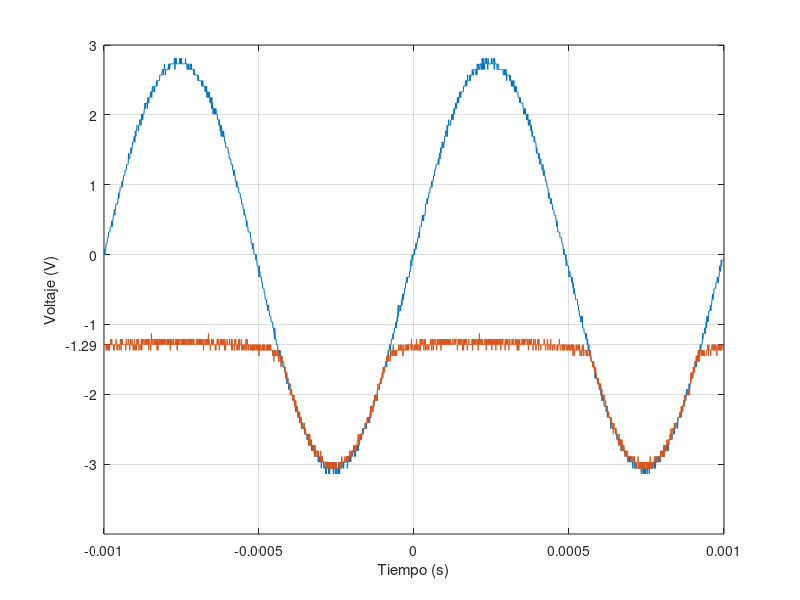

This chart was generated by the following MATLAB code:
t=[-1.00E-03
-9.99E-04
-9.98E-04
-9.97E-04
-9.96E-04
-9.95E-04
-9.94E-04
-9.93E-04
-9.92E-04
-9.91E-04
-9.90E-04
-9.89E-04
-9.88E-04
-9.87E-04
-9.86E-04
-9.85E-04
-9.84E-04
-9.83E-04
-9.82E-04
-9.81E-04
-9.80E-04
-9.79E-04
-9.78E-04
-9.77E-04
-9.76E-04
-9.75E-04
-9.74E-04
-9.73E-04
-9.72E-04
-9.71E-04
-9.70E-04
-9.69E-04
-9.68E-04
-9.67E-04
-9.66E-04
-9.65E-04
-9.64E-04
-9.63E-04
-9.62E-04
-9.61E-04
-9.60E-04
-9.59E-04
-9.58E-04
-9.57E-04
-9.56E-04
-9.55E-04
-9.54E-04
-9.53E-04
-9.52E-04
-9.51E-04
-9.50E-04
-9.49E-04
-9.48E-04
-9.47E-04
-9.46E-04
-9.45E-04
-9.44E-04
-9.43E-04
-9.42E-04
-9.41E-04
-9.40E-04
-9.39E-04
-9.38E-04
-9.37E-04
-9.36E-04
-9.35E-04
-9.34E-04
-9.33E-04
-9.32E-04
-9.31E-04
-9.30E-04
-9.29E-04
-9.28E-04
-9.27E-04
-9.26E-04
-9.25E-04
-9.24E-04
-9.23E-04
-9.22E-04
-9.21E-04
-9.20E-04
-9.19E-04
-9.18E-04
-9.17E-04
-9.16E-04
-9.15E-04
-9.14E-04
-9.13E-04
-9.12E-04
-9.11E-04
-9.10E-04
-9.09E-04
-9.08E-04
-9.07E-04
-9.06E-04
-9.05E-04
-9.04E-04
-9.03E-04
-9.02E-04
-9.01E-04
-9.00E-04
-8.99E-04
-8.98E-04
-8.97E-04
-8.96E-04
-8.95E-04
-8.94E-04
-8.93E-04
-8.92E-04
-8.91E-04
-8.90E-04
-8.89E-04
-8.88E-04
-8.87E-04
-8.86E-04
-8.85E-04
-8.84E-04
-8.83E-04
-8.82E-04
-8.81E-04
-8.80E-04
-8.79E-04
-8.78E-04
-8.77E-04
-8.76E-04
-8.75E-04
-8.74E-04
-8.73E-04
-8.72E-04
-8.71E-04
-8.70E-04
-8.69E-04
-8.68E-04
-8.67E-04
-8.66E-04
-8.65E-04
-8.64E-04
-8.63E-04
-8.62E-04
-8.61E-04
-8.60E-04
-8.59E-04
-8.58E-04
-8.57E-04
-8.56E-04
-8.55E-04
-8.54E-04
-8.53E-04
-8.52E-04
-8.51E-04
-8.50E-04
-8.49E-04
-8.48E-04
-8.47E-04
-8.46E-04
-8.45E-04
-8.44E-04
-8.43E-04
-8.42E-04
-8.41E-04
-8.40E-04
-8.39E-04
-8.38E-04
-8.37E-04
-8.36E-04
-8.35E-04
-8.34E-04
-8.33E-04
-8.32E-04
-8.31E-04
-8.30E-04
-8.29E-04
-8.28E-04
-8.27E-04
-8.26E-04
-8.25E-04
-8.24E-04
-8.23E-04
-8.22E-04
-8.21E-04
-8.20E-04
-8.19E-04
-8.18E-04
-8.17E-04
-8.16E-04
-8.15E-04
-8.14E-04
-8.13E-04
-8.12E-04
-8.11E-04
-8.10E-04
-8.09E-04
-8.08E-04
-8.07E-04
-8.06E-04
-8.05E-04
-8.04E-04
-8.03E-04
-8.02E-04
-8.01E-04
-8.00E-04
-7.99E-04
-7.98E-04
-7.97E-04
-7.96E-04
-7.95E-04
-7.94E-04
-7.93E-04
-7.92E-04
-7.91E-04
-7.90E-04
-7.89E-04
-7.88E-04
-7.87E-04
-7.86E-04
-7.85E-04
-7.84E-04
-7.83E-04
-7.82E-04
-7.81E-04
-7.80E-04
-7.79E-04
-7.78E-04
-7.77E-04
-7.76E-04
-7.75E-04
-7.74E-04
-7.73E-04
-7.72E-04
-7.71E-04
-7.70E-04
-7.69E-04
-7.68E-04
-7.67E-04
-7.66E-04
-7.65E-04
-7.64E-04
-7.63E-04
-7.62E-04
-7.61E-04
-7.60E-04
-7.59E-04
-7.58E-04
-7.57E-04
-7.56E-04
-7.55E-04
-7.54E-04
-7.53E-04
-7.52E-04
-7.51E-04
-7.50E-04
-7.49E-04
-7.48E-04
-7.47E-04
-7.46E-04
-7.45E-04
-7.44E-04
-7.43E-04
-7.42E-04
-7.41E-04
-7.40E-04
-7.39E-04
-7.38E-04
-7.37E-04
-7.36E-04
-7.35E-04
-7.34E-04
-7.33E-04
-7.32E-04
-7.31E-04
-7.30E-04
-7.29E-04
-7.28E-04
-7.27E-04
-7.26E-04
-7.25E-04
-7.24E-04
-7.23E-04
-7.22E-04
-7.21E-04
-7.20E-04
-7.19E-04
-7.18E-04
-7.17E-04
-7.16E-04
-7.15E-04
-7.14E-04
-7.13E-04
-7.12E-04
-7.11E-04
-7.10E-04
-7.09E-04
-7.08E-04
-7.07E-04
-7.06E-04
-7.05E-04
-7.04E-04
-7.03E-04
-7.02E-04
-7.01E-04
-7.00E-04
-6.99E-04
-6.98E-04
-6.97E-04
-6.96E-04
-6.95E-04
-6.94E-04
-6.93E-04
-6.92E-04
-6.91E-04
-6.90E-04
-6.89E-04
-6.88E-04
-6.87E-04
-6.86E-04
-6.85E-04
-6.84E-04
-6.83E-04
-6.82E-04
-6.81E-04
-6.80E-04
-6.79E-04
-6.78E-04
-6.77E-04
-6.76E-04
-6.75E-04
-6.74E-04
-6.73E-04
-6.72E-04
-6.71E-04
-6.70E-04
-6.69E-04
-6.68E-04
-6.67E-04
-6.66E-04
-6.65E-04
-6.64E-04
-6.63E-04
-6.62E-04
-6.61E-04
-6.60E-04
-6.59E-04
-6.58E-04
-6.57E-04
-6.56E-04
-6.55E-04
-6.54E-04
-6.53E-04
-6.52E-04
-6.51E-04
-6.50E-04
-6.49E-04
-6.48E-04
-6.47E-04
-6.46E-04
-6.45E-04
-6.44E-04
-6.43E-04
-6.42E-04
-6.41E-04
-6.40E-04
-6.39E-04
-6.38E-04
-6.37E-04
-6.36E-04
-6.35E-04
-6.34E-04
-6.33E-04
-6.32E-04
-6.31E-04
-6.30E-04
-6.29E-04
-6.28E-04
-6.27E-04
-6.26E-04
-6.25E-04
-6.24E-04
-6.23E-04
-6.22E-04
-6.21E-04
-6.20E-04
-6.19E-04
-6.18E-04
-6.17E-04
-6.16E-04
-6.15E-04
-6.14E-04
-6.13E-04
-6.12E-04
-6.11E-04
-6.10E-04
-6.09E-04
-6.08E-04
-6.07E-04
-6.06E-04
-6.05E-04
-6.04E-04
-6.03E-04
-6.02E-04
-6.01E-04
-6.00E-04
-5.99E-04
-5.98E-04
-5.97E-04
-5.96E-04
-5.95E-04
-5.94E-04
-5.93E-04
-5.92E-04
-5.91E-04
-5.90E-04
-5.89E-04
-5.88E-04
-5.87E-04
-5.86E-04
-5.85E-04
-5.84E-04
-5.83E-04
-5.82E-04
-5.81E-04
-5.80E-04
-5.79E-04
-5.78E-04
-5.77E-04
-5.76E-04
-5.75E-04
-5.74E-04
-5.73E-04
-5.72E-04
-5.71E-04
-5.70E-04
-5.69E-04
-5.68E-04
-5.67E-04
-5.66E-04
-5.65E-04
-5.64E-04
-5.63E-04
-5.62E-04
-5.61E-04
-5.60E-04
-5.59E-04
-5.58E-04
-5.57E-04
-5.56E-04
-5.55E-04
-5.54E-04
-5.53E-04
-5.52E-04
-5.51E-04
-5.50E-04
-5.49E-04
-5.48E-04
-5.47E-04
-5.46E-04
-5.45E-04
-5.44E-04
-5.43E-04
-5.42E-04
-5.41E-04
-5.40E-04
-5.39E-04
-5.38E-04
-5.37E-04
-5.36E-04
-5.35E-04
-5.34E-04
-5.33E-04
-5.32E-04
-5.31E-04
-5.30E-04
-5.29E-04
-5.28E-04
-5.27E-04
-5.26E-04
-5.25E-04
-5.24E-04
-5.23E-04
-5.22E-04
-5.21E-04
-5.20E-04
-5.19E-04
-5.18E-04
-5.17E-04
-5.16E-04
-5.15E-04
-5.14E-04
-5.13E-04
-5.12E-04
-5.11E-04
-5.10E-04
-5.09E-04
-5.08E-04
-5.07E-04
-5.06E-04
-5.05E-04
-5.04E-04
-5.03E-04
-5.02E-04
-5.01E-04
-5.00E-04
-4.99E-04
-4.98E-04
-4.97E-04
-4.96E-04
-4.95E-04
-4.94E-04
-4.93E-04
-4.92E-04
-4.91E-04
-4.90E-04
-4.89E-04
-4.88E-04
-4.87E-04
-4.86E-04
-4.85E-04
-4.84E-04
-4.83E-04
-4.82E-04
-4.81E-04
-4.80E-04
-4.79E-04
-4.78E-04
-4.77E-04
-4.76E-04
-4.75E-04
-4.74E-04
-4.73E-04
-4.72E-04
-4.71E-04
-4.70E-04
-4.69E-04
-4.68E-04
-4.67E-04
-4.66E-04
-4.65E-04
-4.64E-04
-4.63E-04
-4.62E-04
-4.61E-04
-4.60E-04
-4.59E-04
-4.58E-04
-4.57E-04
-4.56E-04
-4.55E-04
-4.54E-04
-4.53E-04
-4.52E-04
-4.51E-04
-4.50E-04
-4.49E-04
-4.48E-04
-4.47E-04
-4.46E-04
-4.45E-04
-4.44E-04
-4.43E-04
-4.42E-04
-4.41E-04
-4.40E-04
-4.39E-04
-4.38E-04
-4.37E-04
-4.36E-04
-4.35E-04
-4.34E-04
-4.33E-04
-4.32E-04
-4.31E-04
-4.30E-04
-4.29E-04
-4.28E-04
-4.27E-04
-4.26E-04
-4.25E-04
-4.24E-04
-4.23E-04
-4.22E-04
-4.21E-04
-4.20E-04
-4.19E-04
-4.18E-04
-4.17E-04
-4.16E-04
-4.15E-04
-4.14E-04
-4.13E-04
-4.12E-04
-4.11E-04
-4.10E-04
-4.09E-04
-4.08E-04
-4.07E-04
-4.06E-04
-4.05E-04
-4.04E-04
-4.03E-04
-4.02E-04
-4.01E-04
-4.00E-04
-3.99E-04
-3.98E-04
-3.97E-04
-3.96E-04
-3.95E-04
-3.94E-04
-3.93E-04
-3.92E-04
-3.91E-04
-3.90E-04
-3.89E-04
-3.88E-04
-3.87E-04
-3.86E-04
-3.85E-04
-3.84E-04
-3.83E-04
-3.82E-04
-3.81E-04
-3.80E-04
-3.79E-04
-3.78E-04
-3.77E-04
-3.76E-04
-3.75E-04
-3.74E-04
-3.73E-04
-3.72E-04
-3.71E-04
-3.70E-04
-3.69E-04
-3.68E-04
-3.67E-04
-3.66E-04
-3.65E-04
-3.64E-04
-3.63E-04
-3.62E-04
-3.61E-04
-3.60E-04
-3.59E-04
-3.58E-04
-3.57E-04
-3.56E-04
-3.55E-04
-3.54E-04
-3.53E-04
-3.52E-04
-3.51E-04
-3.50E-04
-3.49E-04
-3.48E-04
-3.47E-04
-3.46E-04
-3.45E-04
-3.44E-04
-3.43E-04
-3.42E-04
-3.41E-04
-3.40E-04
-3.39E-04
-3.38E-04
-3.37E-04
-3.36E-04
-3.35E-04
-3.34E-04
-3.33E-04
-3.32E-04
-3.31E-04
-3.30E-04
-3.29E-04
-3.28E-04
-3.27E-04
-3.26E-04
-3.25E-04
-3.24E-04
-3.23E-04
-3.22E-04
-3.21E-04
-3.20E-04
-3.19E-04
-3.18E-04
-3.17E-04
-3.16E-04
-3.15E-04
-3.14E-04
-3.13E-04
-3.12E-04
-3.11E-04
-3.10E-04
-3.09E-04
-3.08E-04
-3.07E-04
-3.06E-04
-3.05E-04
-3.04E-04
-3.03E-04
-3.02E-04
-3.01E-04
-3.00E-04
-2.99E-04
-2.98E-04
-2.97E-04
-2.96E-04
-2.95E-04
-2.94E-04
-2.93E-04
-2.92E-04
-2.91E-04
-2.90E-04
-2.89E-04
-2.88E-04
-2.87E-04
-2.86E-04
-2.85E-04
-2.84E-04
-2.83E-04
-2.82E-04
-2.81E-04
-2.80E-04
-2.79E-04
-2.78E-04
-2.77E-04
-2.76E-04
-2.75E-04
-2.74E-04
-2.73E-04
-2.72E-04
-2.71E-04
-2.70E-04
-2.69E-04
-2.68E-04
-2.67E-04
-2.66E-04
-2.65E-04
-2.64E-04
-2.63E-04
-2.62E-04
-2.61E-04
-2.60E-04
-2.59E-04
-2.58E-04
-2.57E-04
-2.56E-04
-2.55E-04
-2.54E-04
-2.53E-04
-2.52E-04
-2.51E-04
-2.50E-04
-2.49E-04
-2.48E-04
-2.47E-04
-2.46E-04
-2.45E-04
-2.44E-04
-2.43E-04
-2.42E-04
-2.41E-04
-2.40E-04
-2.39E-04
-2.38E-04
-2.37E-04
-2.36E-04
-2.35E-04
-2.34E-04
-2.33E-04
-2.32E-04
-2.31E-04
-2.30E-04
-2.29E-04
-2.28E-04
-2.27E-04
-2.26E-04
-2.25E-04
-2.24E-04
-2.23E-04
-2.22E-04
-2.21E-04
-2.20E-04
-2.19E-04
-2.18E-04
-2.17E-04
-2.16E-04
-2.15E-04
-2.14E-04
-2.13E-04
-2.12E-04
-2.11E-04
-2.10E-04
-2.09E-04
-2.08E-04
-2.07E-04
-2.06E-04
-2.05E-04
-2.04E-04
-2.03E-04
-2.02E-04
-2.01E-04
-2.00E-04
-1.99E-04
-1.98E-04
-1.97E-04
-1.96E-04
-1.95E-04
-1.94E-04
-1.93E-04
-1.92E-04
-1.91E-04
-1.90E-04
-1.89E-04
-1.88E-04
-1.87E-04
-1.86E-04
-1.85E-04
-1.84E-04
-1.83E-04
-1.82E-04
-1.81E-04
-1.80E-04
-1.79E-04
-1.78E-04
-1.77E-04
-1.76E-04
-1.75E-04
-1.74E-04
-1.73E-04
-1.72E-04
-1.71E-04
-1.70E-04
-1.69E-04
-1.68E-04
-1.67E-04
-1.66E-04
-1.65E-04
-1.64E-04
-1.63E-04
-1.62E-04
-1.61E-04
-1.60E-04
-1.59E-04
-1.58E-04
-1.57E-04
-1.56E-04
-1.55E-04
-1.54E-04
-1.53E-04
-1.52E-04
-1.51E-04
-1.50E-04
-1.49E-04
-1.48E-04
-1.47E-04
-1.46E-04
-1.45E-04
-1.44E-04
-1.43E-04
-1.42E-04
-1.41E-04
-1.40E-04
-1.39E-04
-1.38E-04
-1.37E-04
-1.36E-04
-1.35E-04
-1.34E-04
-1.33E-04
-1.32E-04
-1.31E-04
-1.30E-04
-1.29E-04
-1.28E-04
-1.27E-04
-1.26E-04
-1.25E-04
-1.24E-04
-1.23E-04
-1.22E-04
-1.21E-04
-1.20E-04
-1.19E-04
-1.18E-04
-1.17E-04
-1.16E-04
-1.15E-04
-1.14E-04
-1.13E-04
-1.12E-04
-1.11E-04
-1.10E-04
-1.09E-04
-1.08E-04
-1.07E-04
-1.06E-04
-1.05E-04
-1.04E-04
-1.03E-04
-1.02E-04
-1.01E-04
-1.00E-04
-9.90E-05
-9.80E-05
-9.70E-05
-9.60E-05
-9.50E-05
-9.40E-05
-9.30E-05
-9.20E-05
-9.10E-05
-9.00E-05
-8.90E-05
-8.80E-05
-8.70E-05
-8.60E-05
-8.50E-05
-8.40E-05
-8.30E-05
-8.20E-05
-8.10E-05
-8.00E-05
-7.90E-05
-7.80E-05
-7.70E-05
-7.60E-05
-7.50E-05
-7.40E-05
-7.30E-05
-7.20E-05
-7.10E-05
-7.00E-05
-6.90E-05
-6.80E-05
-6.70E-05
-6.60E-05
-6.50E-05
-6.40E-05
-6.30E-05
-6.20E-05
-6.10E-05
-6.00E-05
-5.90E-05
-5.80E-05
-5.70E-05
-5.60E-05
-5.50E-05
-5.40E-05
-5.30E-05
-5.20E-05
-5.10E-05
-5.00E-05
-4.90E-05
-4.80E-05
-4.70E-05
-4.60E-05
-4.50E-05
-4.40E-05
-4.30E-05
-4.20E-05
-4.10E-05
-4.00E-05
-3.90E-05
-3.80E-05
-3.70E-05
-3.60E-05
-3.50E-05
-3.40E-05
-3.30E-05
-3.20E-05
-3.10E-05
-3.00E-05
-2.90E-05
-2.80E-05
-2.70E-05
-2.60E-05
-2.50E-05
-2.40E-05
-2.30E-05
-2.20E-05
-2.10E-05
-2.00E-05
-1.90E-05
-1.80E-05
-1.70E-05
-1.60E-05
-1.50E-05
-1.40E-05
-1.30E-05
-1.20E-05
-1.10E-05
-1.00E-05
-9.00E-06
-8.00E-06
-7.00E-06
-6.00E-06
-5.00E-06
-4.00E-06
-3.00E-06
-2.00E-06
-1.00E-06
0.00E+00
1.00E-06
2.00E-06
3.00E-06
4.00E-06
5.00E-06
6.00E-06
7.00E-06
8.00E-06
9.00E-06
1.00E-05
1.10E-05
1.20E-05
1.30E-05
1.40E-05
1.50E-05
1.60E-05
1.70E-05
1.80E-05
1.90E-05
2.00E-05
2.10E-05
2.20E-05
2.30E-05
2.40E-05
2.50E-05
2.60E-05
2.70E-05
2.80E-05
2.90E-05
3.00E-05
3.10E-05
3.20E-05
3.30E-05
3.40E-05
3.50E-05
3.60E-05
3.70E-05
3.80E-05
3.90E-05
4.00E-05
4.10E-05
4.20E-05
4.30E-05
4.40E-05
4.50E-05
4.60E-05
4.70E-05
4.80E-05
4.90E-05
5.00E-05
5.10E-05
5.20E-05
5.30E-05
5.40E-05
5.50E-05
5.60E-05
5.70E-05
5.80E-05
5.90E-05
6.00E-05
6.10E-05
6.20E-05
6.30E-05
6.40E-05
6.50E-05
6.60E-05
6.70E-05
6.80E-05
6.90E-05
7.00E-05
7.10E-05
7.20E-05
7.30E-05
7.40E-05
7.50E-05
7.60E-05
7.70E-05
7.80E-05
7.90E-05
8.00E-05
8.10E-05
8.20E-05
8.30E-05
8.40E-05
8.50E-05
8.60E-05
8.70E-05
8.80E-05
8.90E-05
9.00E-05
9.10E-05
9.20E-05
9.30E-05
9.40E-05
9.50E-05
9.60E-05
9.70E-05
9.80E-05
9.90E-05
1.00E-04
1.01E-04
1.02E-04
1.03E-04
1.04E-04
1.05E-04
1.06E-04
1.07E-04
1.08E-04
1.09E-04
1.10E-04
1.11E-04
1.12E-04
1.13E-04
1.14E-04
1.15E-04
1.16E-04
1.17E-04
1.18E-04
1.19E-04
1.20E-04
1.21E-04
1.22E-04
1.23E-04
1.24E-04
1.25E-04
1.26E-04
1.27E-04
1.28E-04
1.29E-04
1.30E-04
1.31E-04
1.32E-04
1.33E-04
1.34E-04
1.35E-04
1.36E-04
1.37E-04
1.38E-04
1.39E-04
1.40E-04
1.41E-04
1.42E-04
1.43E-04
1.44E-04
1.45E-04
1.46E-04
1.47E-04
1.48E-04
1.49E-04
1.50E-04
1.51E-04
1.52E-04
1.53E-04
1.54E-04
1.55E-04
1.56E-04
1.57E-04
1.58E-04
1.59E-04
1.60E-04
1.61E-04
1.62E-04
1.63E-04
1.64E-04
1.65E-04
1.66E-04
1.67E-04
1.68E-04
1.69E-04
1.70E-04
1.71E-04
1.72E-04
1.73E-04
1.74E-04
1.75E-04
1.76E-04
1.77E-04
1.78E-04
1.79E-04
1.80E-04
1.81E-04
1.82E-04
1.83E-04
1.84E-04
1.85E-04
1.86E-04
1.87E-04
1.88E-04
1.89E-04
1.90E-04
1.91E-04
1.92E-04
1.93E-04
1.94E-04
1.95E-04
1.96E-04
1.97E-04
1.98E-04
1.99E-04
2.00E-04
2.01E-04
2.02E-04
2.03E-04
2.04E-04
2.05E-04
2.06E-04
2.07E-04
2.08E-04
2.09E-04
2.10E-04
2.11E-04
2.12E-04
2.13E-04
2.14E-04
2.15E-04
2.16E-04
2.17E-04
2.18E-04
2.19E-04
2.20E-04
2.21E-04
2.22E-04
2.23E-04
2.24E-04
2.25E-04
2.26E-04
2.27E-04
2.28E-04
2.29E-04
2.30E-04
2.31E-04
2.32E-04
2.33E-04
2.34E-04
2.35E-04
2.36E-04
2.37E-04
2.38E-04
2.39E-04
2.40E-04
2.41E-04
2.42E-04
2.43E-04
2.44E-04
2.45E-04
2.46E-04
2.47E-04
2.48E-04
2.49E-04
2.50E-04
2.51E-04
2.52E-04
2.53E-04
2.54E-04
2.55E-04
2.56E-04
2.57E-04
2.58E-04
2.59E-04
2.60E-04
2.61E-04
2.62E-04
2.63E-04
2.64E-04
2.65E-04
2.66E-04
2.67E-04
2.68E-04
2.69E-04
2.70E-04
2.71E-04
2.72E-04
2.73E-04
2.74E-04
2.75E-04
2.76E-04
2.77E-04
2.78E-04
2.79E-04
2.80E-04
2.81E-04
2.82E-04
2.83E-04
2.84E-04
2.85E-04
2.86E-04
2.87E-04
2.88E-04
2.89E-04
2.90E-04
2.91E-04
2.92E-04
2.93E-04
2.94E-04
2.95E-04
2.96E-04
2.97E-04
2.98E-04
2.99E-04
3.00E-04
3.01E-04
3.02E-04
3.03E-04
3.04E-04
3.05E-04
3.06E-04
3.07E-04
3.08E-04
3.09E-04
3.10E-04
3.11E-04
3.12E-04
3.13E-04
3.14E-04
3.15E-04
3.16E-04
3.17E-04
3.18E-04
3.19E-04
3.20E-04
3.21E-04
3.22E-04
3.23E-04
3.24E-04
3.25E-04
3.26E-04
3.27E-04
3.28E-04
3.29E-04
3.30E-04
3.31E-04
3.32E-04
3.33E-04
3.34E-04
3.35E-04
3.36E-04
3.37E-04
3.38E-04
3.39E-04
3.40E-04
3.41E-04
3.42E-04
3.43E-04
3.44E-04
3.45E-04
3.46E-04
3.47E-04
3.48E-04
3.49E-04
3.50E-04
3.51E-04
3.52E-04
3.53E-04
3.54E-04
3.55E-04
3.56E-04
3.57E-04
3.58E-04
3.59E-04
3.60E-04
3.61E-04
3.62E-04
3.63E-04
3.64E-04
3.65E-04
3.66E-04
3.67E-04
3.68E-04
3.69E-04
3.70E-04
3.71E-04
3.72E-04
3.73E-04
3.74E-04
3.75E-04
3.76E-04
3.77E-04
3.78E-04
3.79E-04
3.80E-04
3.81E-04
3.82E-04
3.83E-04
3.84E-04
3.85E-04
3.86E-04
3.87E-04
3.88E-04
3.89E-04
3.90E-04
3.91E-04
3.92E-04
3.93E-04
3.94E-04
3.95E-04
3.96E-04
3.97E-04
3.98E-04
3.99E-04
4.00E-04
4.01E-04
4.02E-04
4.03E-04
4.04E-04
4.05E-04
4.06E-04
4.07E-04
4.08E-04
4.09E-04
4.10E-04
4.11E-04
4.12E-04
4.13E-04
4.14E-04
4.15E-04
4.16E-04
4.17E-04
4.18E-04
4.19E-04
4.20E-04
4.21E-04
4.22E-04
4.23E-04
4.24E-04
4.25E-04
4.26E-04
4.27E-04
4.28E-04
4.29E-04
4.30E-04
4.31E-04
4.32E-04
4.33E-04
4.34E-04
4.35E-04
4.36E-04
4.37E-04
4.38E-04
4.39E-04
4.40E-04
4.41E-04
4.42E-04
4.43E-04
4.44E-04
4.45E-04
4.46E-04
4.47E-04
4.48E-04
4.49E-04
4.50E-04
4.51E-04
4.52E-04
4.53E-04
4.54E-04
4.55E-04
4.56E-04
4.57E-04
4.58E-04
4.59E-04
4.60E-04
4.61E-04
4.62E-04
4.63E-04
4.64E-04
4.65E-04
4.66E-04
4.67E-04
4.68E-04
4.69E-04
4.70E-04
4.71E-04
4.72E-04
4.73E-04
4.74E-04
4.75E-04
4.76E-04
4.77E-04
4.78E-04
4.79E-04
4.80E-04
4.81E-04
4.82E-04
4.83E-04
4.84E-04
4.85E-04
4.86E-04
4.87E-04
4.88E-04
4.89E-04
4.90E-04
4.91E-04
4.92E-04
4.93E-04
4.94E-04
4.95E-04
4.96E-04
4.97E-04
4.98E-04
4.99E-04
5.00E-04
5.01E-04
5.02E-04
5.03E-04
5.04E-04
5.05E-04
5.06E-04
5.07E-04
5.08E-04
5.09E-04
5.10E-04
5.11E-04
5.12E-04
5.13E-04
5.14E-04
5.15E-04
5.16E-04
5.17E-04
5.18E-04
5.19E-04
5.20E-04
5.21E-04
5.22E-04
5.23E-04
5.24E-04
5.25E-04
5.26E-04
5.27E-04
5.28E-04
5.29E-04
5.30E-04
5.31E-04
5.32E-04
5.33E-04
5.34E-04
5.35E-04
5.36E-04
5.37E-04
5.38E-04
5.39E-04
5.40E-04
5.41E-04
5.42E-04
5.43E-04
5.44E-04
5.45E-04
5.46E-04
5.47E-04
5.48E-04
5.49E-04
5.50E-04
5.51E-04
5.52E-04
5.53E-04
5.54E-04
5.55E-04
5.56E-04
5.57E-04
5.58E-04
5.59E-04
5.60E-04
5.61E-04
5.62E-04
5.63E-04
5.64E-04
5.65E-04
5.66E-04
5.67E-04
5.68E-04
5.69E-04
5.70E-04
5.71E-04
5.72E-04
5.73E-04
5.74E-04
5.75E-04
5.76E-04
5.77E-04
5.78E-04
5.79E-04
5.80E-04
5.81E-04
5.82E-04
5.83E-04
5.84E-04
5.85E-04
5.86E-04
5.87E-04
5.88E-04
5.89E-04
5.90E-04
5.91E-04
5.92E-04
5.93E-04
5.94E-04
5.95E-04
5.96E-04
5.97E-04
5.98E-04
5.99E-04
6.00E-04
6.01E-04
6.02E-04
6.03E-04
6.04E-04
6.05E-04
6.06E-04
6.07E-04
6.08E-04
6.09E-04
6.10E-04
6.11E-04
6.12E-04
6.13E-04
6.14E-04
6.15E-04
6.16E-04
6.17E-04
6.18E-04
6.19E-04
6.20E-04
6.21E-04
6.22E-04
6.23E-04
6.24E-04
6.25E-04
6.26E-04
6.27E-04
6.28E-04
6.29E-04
6.30E-04
6.31E-04
6.32E-04
6.33E-04
6.34E-04
6.35E-04
6.36E-04
6.37E-04
6.38E-04
6.39E-04
6.40E-04
6.41E-04
6.42E-04
6.43E-04
6.44E-04
6.45E-04
6.46E-04
6.47E-04
6.48E-04
6.49E-04
6.50E-04
6.51E-04
6.52E-04
6.53E-04
6.54E-04
6.55E-04
6.56E-04
6.57E-04
6.58E-04
6.59E-04
6.60E-04
6.61E-04
6.62E-04
6.63E-04
6.64E-04
6.65E-04
6.66E-04
6.67E-04
6.68E-04
6.69E-04
6.70E-04
6.71E-04
6.72E-04
6.73E-04
6.74E-04
6.75E-04
6.76E-04
6.77E-04
6.78E-04
6.79E-04
6.80E-04
6.81E-04
6.82E-04
6.83E-04
6.84E-04
6.85E-04
6.86E-04
6.87E-04
6.88E-04
6.89E-04
6.90E-04
6.91E-04
6.92E-04
6.93E-04
6.94E-04
6.95E-04
6.96E-04
6.97E-04
6.98E-04
6.99E-04
7.00E-04
7.01E-04
7.02E-04
7.03E-04
7.04E-04
7.05E-04
7.06E-04
7.07E-04
7.08E-04
7.09E-04
7.10E-04
7.11E-04
7.12E-04
7.13E-04
7.14E-04
7.15E-04
7.16E-04
7.17E-04
7.18E-04
7.19E-04
7.20E-04
7.21E-04
7.22E-04
7.23E-04
7.24E-04
7.25E-04
7.26E-04
7.27E-04
7.28E-04
7.29E-04
7.30E-04
7.31E-04
7.32E-04
7.33E-04
7.34E-04
7.35E-04
7.36E-04
7.37E-04
7.38E-04
7.39E-04
7.40E-04
7.41E-04
7.42E-04
7.43E-04
7.44E-04
7.45E-04
7.46E-04
7.47E-04
7.48E-04
7.49E-04
7.50E-04
7.51E-04
7.52E-04
7.53E-04
7.54E-04
7.55E-04
7.56E-04
7.57E-04
7.58E-04
7.59E-04
7.60E-04
7.61E-04
7.62E-04
7.63E-04
7.64E-04
7.65E-04
7.66E-04
7.67E-04
7.68E-04
7.69E-04
7.70E-04
7.71E-04
7.72E-04
7.73E-04
7.74E-04
7.75E-04
7.76E-04
7.77E-04
7.78E-04
7.79E-04
7.80E-04
7.81E-04
7.82E-04
7.83E-04
7.84E-04
7.85E-04
7.86E-04
7.87E-04
7.88E-04
7.89E-04
7.90E-04
7.91E-04
7.92E-04
7.93E-04
7.94E-04
7.95E-04
7.96E-04
7.97E-04
7.98E-04
7.99E-04
8.00E-04
8.01E-04
8.02E-04
8.03E-04
8.04E-04
8.05E-04
8.06E-04
8.07E-04
8.08E-04
8.09E-04
8.10E-04
8.11E-04
8.12E-04
8.13E-04
8.14E-04
8.15E-04
8.16E-04
8.17E-04
8.18E-04
8.19E-04
8.20E-04
8.21E-04
8.22E-04
8.23E-04
8.24E-04
8.25E-04
8.26E-04
8.27E-04
8.28E-04
8.29E-04
8.30E-04
8.31E-04
8.32E-04
8.33E-04
8.34E-04
8.35E-04
8.36E-04
8.37E-04
8.38E-04
8.39E-04
8.40E-04
8.41E-04
8.42E-04
8.43E-04
8.44E-04
8.45E-04
8.46E-04
8.47E-04
8.48E-04
8.49E-04
8.50E-04
8.51E-04
8.52E-04
8.53E-04
8.54E-04
8.55E-04
8.56E-04
8.57E-04
8.58E-04
8.59E-04
8.60E-04
8.61E-04
8.62E-04
8.63E-04
8.64E-04
8.65E-04
8.66E-04
8.67E-04
8.68E-04
8.69E-04
8.70E-04
8.71E-04
8.72E-04
8.73E-04
8.74E-04
8.75E-04
8.76E-04
8.77E-04
8.78E-04
8.79E-04
8.80E-04
8.81E-04
8.82E-04
8.83E-04
8.84E-04
8.85E-04
8.86E-04
8.87E-04
8.88E-04
8.89E-04
8.90E-04
8.91E-04
8.92E-04
8.93E-04
8.94E-04
8.95E-04
8.96E-04
8.97E-04
8.98E-04
8.99E-04
9.00E-04
9.01E-04
9.02E-04
9.03E-04
9.04E-04
9.05E-04
9.06E-04
9.07E-04
9.08E-04
9.09E-04
9.10E-04
9.11E-04
9.12E-04
9.13E-04
9.14E-04
9.15E-04
9.16E-04
9.17E-04
9.18E-04
9.19E-04
9.20E-04
9.21E-04
9.22E-04
9.23E-04
9.24E-04
9.25E-04
9.26E-04
9.27E-04
9.28E-04
9.29E-04
9.30E-04
9.31E-04
9.32E-04
9.33E-04
9.34E-04
9.35E-04
9.36E-04
9.37E-04
9.38E-04
9.39E-04
9.40E-04
9.41E-04
9.42E-04
9.43E-04
9.44E-04
9.45E-04
9.46E-04
9.47E-04
9.48E-04
9.49E-04
9.50E-04
9.51E-04
9.52E-04
9.53E-04
9.54E-04
9.55E-04
9.56E-04
9.57E-04
9.58E-04
9.59E-04
9.60E-04
9.61E-04
9.62E-04
9.63E-04
9.64E-04
9.65E-04
9.66E-04
9.67E-04
9.68E-04
9.69E-04
9.70E-04
9.71E-04
9.72E-04
9.73E-04
9.74E-04
9.75E-04
9.76E-04
9.77E-04
9.78E-04
9.79E-04
9.80E-04
9.81E-04
9.82E-04
9.83E-04
9.84E-04
9.85E-04
9.86E-04
9.87E-04
9.88E-04
9.89E-04
9.90E-04
9.91E-04
9.92E-04
9.93E-04
9.94E-04
9.95E-04
9.96E-04
9.97E-04
9.98E-04
9.99E-04];
x=[0.00E+00
0.00E+00
8.04E-02
0.00E+00
8.04E-02
8.04E-02
8.04E-02
1.61E-01
1.61E-01
1.61E-01
1.61E-01
2.41E-01
2.41E-01
2.41E-01
2.41E-01
3.22E-01
3.22E-01
3.22E-01
3.22E-01
3.22E-01
4.02E-01
4.02E-01
4.02E-01
4.02E-01
4.02E-01
4.82E-01
4.02E-01
4.02E-01
4.82E-01
4.82E-01
5.63E-01
5.63E-01
5.63E-01
6.43E-01
6.43E-01
5.63E-01
6.43E-01
6.43E-01
7.24E-01
7.24E-01
7.24E-01
7.24E-01
7.24E-01
7.24E-01
7.24E-01
8.04E-01
8.04E-01
8.84E-01
8.04E-01
8.84E-01
8.84E-01
8.84E-01
9.65E-01
9.65E-01
9.65E-01
9.65E-01
9.65E-01
9.65E-01
1.05E+00
9.65E-01
1.05E+00
1.05E+00
1.05E+00
1.13E+00
1.13E+00
1.13E+00
1.13E+00
1.13E+00
1.21E+00
1.21E+00
1.21E+00
1.21E+00
1.21E+00
1.29E+00
1.29E+00
1.29E+00
1.29E+00
1.29E+00
1.29E+00
1.45E+00
1.37E+00
1.37E+00
1.37E+00
1.37E+00
1.45E+00
1.45E+00
1.45E+00
1.53E+00
1.45E+00
1.45E+00
1.53E+00
1.53E+00
1.61E+00
1.61E+00
1.61E+00
1.61E+00
1.61E+00
1.69E+00
1.69E+00
1.61E+00
1.61E+00
1.77E+00
1.69E+00
1.69E+00
1.77E+00
1.77E+00
1.85E+00
1.85E+00
1.85E+00
1.85E+00
1.85E+00
1.77E+00
1.85E+00
1.85E+00
1.85E+00
1.93E+00
1.93E+00
1.93E+00
1.93E+00
1.85E+00
1.85E+00
2.01E+00
1.93E+00
1.93E+00
2.01E+00
1.93E+00
2.01E+00
2.01E+00
2.01E+00
2.01E+00
2.09E+00
2.09E+00
2.17E+00
2.09E+00
2.09E+00
2.17E+00
2.17E+00
2.17E+00
2.17E+00
2.17E+00
2.09E+00
2.25E+00
2.25E+00
2.17E+00
2.17E+00
2.17E+00
2.25E+00
2.25E+00
2.25E+00
2.25E+00
2.33E+00
2.25E+00
2.33E+00
2.33E+00
2.25E+00
2.33E+00
2.41E+00
2.41E+00
2.33E+00
2.33E+00
2.33E+00
2.33E+00
2.41E+00
2.33E+00
2.41E+00
2.41E+00
2.41E+00
2.41E+00
2.41E+00
2.41E+00
2.49E+00
2.41E+00
2.49E+00
2.49E+00
2.49E+00
2.49E+00
2.49E+00
2.49E+00
2.49E+00
2.49E+00
2.57E+00
2.57E+00
2.57E+00
2.57E+00
2.57E+00
2.57E+00
2.57E+00
2.57E+00
2.65E+00
2.65E+00
2.65E+00
2.57E+00
2.65E+00
2.65E+00
2.65E+00
2.73E+00
2.65E+00
2.65E+00
2.57E+00
2.65E+00
2.65E+00
2.65E+00
2.65E+00
2.65E+00
2.65E+00
2.65E+00
2.65E+00
2.65E+00
2.73E+00
2.65E+00
2.73E+00
2.65E+00
2.65E+00
2.73E+00
2.73E+00
2.73E+00
2.73E+00
2.73E+00
2.73E+00
2.73E+00
2.73E+00
2.73E+00
2.73E+00
2.73E+00
2.73E+00
2.73E+00
2.73E+00
2.81E+00
2.73E+00
2.65E+00
2.81E+00
2.73E+00
2.73E+00
2.81E+00
2.73E+00
2.73E+00
2.73E+00
2.73E+00
2.73E+00
2.73E+00
2.73E+00
2.73E+00
2.73E+00
2.73E+00
2.81E+00
2.81E+00
2.73E+00
2.81E+00
2.73E+00
2.73E+00
2.81E+00
2.73E+00
2.73E+00
2.73E+00
2.73E+00
2.73E+00
2.73E+00
2.73E+00
2.73E+00
2.73E+00
2.73E+00
2.73E+00
2.73E+00
2.81E+00
2.73E+00
2.73E+00
2.73E+00
2.73E+00
2.65E+00
2.65E+00
2.73E+00
2.73E+00
2.73E+00
2.65E+00
2.65E+00
2.65E+00
2.65E+00
2.65E+00
2.73E+00
2.65E+00
2.65E+00
2.65E+00
2.73E+00
2.65E+00
2.65E+00
2.65E+00
2.65E+00
2.65E+00
2.65E+00
2.65E+00
2.57E+00
2.65E+00
2.65E+00
2.57E+00
2.57E+00
2.57E+00
2.57E+00
2.57E+00
2.57E+00
2.57E+00
2.57E+00
2.57E+00
2.57E+00
2.49E+00
2.57E+00
2.49E+00
2.49E+00
2.49E+00
2.49E+00
2.49E+00
2.49E+00
2.49E+00
2.49E+00
2.49E+00
2.49E+00
2.41E+00
2.41E+00
2.41E+00
2.49E+00
2.49E+00
2.41E+00
2.41E+00
2.41E+00
2.41E+00
2.41E+00
2.41E+00
2.33E+00
2.33E+00
2.41E+00
2.33E+00
2.33E+00
2.41E+00
2.25E+00
2.33E+00
2.33E+00
2.25E+00
2.33E+00
2.25E+00
2.25E+00
2.25E+00
2.33E+00
2.25E+00
2.17E+00
2.17E+00
2.25E+00
2.25E+00
2.17E+00
2.09E+00
2.25E+00
2.09E+00
2.17E+00
2.09E+00
2.01E+00
2.09E+00
2.09E+00
2.09E+00
2.01E+00
2.09E+00
2.09E+00
2.09E+00
2.01E+00
2.09E+00
2.01E+00
2.01E+00
2.01E+00
2.01E+00
1.93E+00
1.93E+00
1.93E+00
1.93E+00
1.93E+00
1.85E+00
1.93E+00
1.85E+00
1.85E+00
1.77E+00
1.85E+00
1.77E+00
1.69E+00
1.85E+00
1.77E+00
1.77E+00
1.69E+00
1.77E+00
1.69E+00
1.69E+00
1.77E+00
1.69E+00
1.69E+00
1.61E+00
1.61E+00
1.61E+00
1.61E+00
1.53E+00
1.53E+00
1.53E+00
1.53E+00
1.53E+00
1.53E+00
1.53E+00
1.53E+00
1.45E+00
1.45E+00
1.45E+00
1.37E+00
1.37E+00
1.37E+00
1.37E+00
1.37E+00
1.37E+00
1.29E+00
1.29E+00
1.29E+00
1.29E+00
1.29E+00
1.21E+00
1.21E+00
1.21E+00
1.13E+00
1.21E+00
1.21E+00
1.21E+00
1.13E+00
1.13E+00
1.05E+00
1.05E+00
1.05E+00
9.65E-01
1.05E+00
1.05E+00
9.65E-01
9.65E-01
9.65E-01
9.65E-01
9.65E-01
8.84E-01
8.84E-01
8.84E-01
8.84E-01
8.84E-01
8.04E-01
8.04E-01
8.04E-01
8.04E-01
7.24E-01
7.24E-01
7.24E-01
7.24E-01
7.24E-01
6.43E-01
6.43E-01
6.43E-01
5.63E-01
6.43E-01
5.63E-01
5.63E-01
5.63E-01
5.63E-01
4.82E-01
4.82E-01
4.02E-01
4.82E-01
4.02E-01
4.02E-01
4.02E-01
3.22E-01
3.22E-01
3.22E-01
3.22E-01
3.22E-01
3.22E-01
3.22E-01
3.22E-01
2.41E-01
2.41E-01
1.61E-01
1.61E-01
1.61E-01
1.61E-01
8.04E-02
8.04E-02
1.61E-01
8.04E-02
8.04E-02
0.00E+00
0.00E+00
0.00E+00
0.00E+00
0.00E+00
0.00E+00
-8.04E-02
0.00E+00
-8.04E-02
-8.04E-02
-1.61E-01
-1.61E-01
-1.61E-01
-1.61E-01
-2.41E-01
-2.41E-01
-3.22E-01
-1.61E-01
-2.41E-01
-2.41E-01
-3.22E-01
-3.22E-01
-3.22E-01
-3.22E-01
-3.22E-01
-4.02E-01
-4.02E-01
-4.02E-01
-4.82E-01
-4.82E-01
-4.82E-01
-4.82E-01
-4.82E-01
-5.63E-01
-5.63E-01
-5.63E-01
-6.43E-01
-6.43E-01
-6.43E-01
-6.43E-01
-6.43E-01
-7.24E-01
-7.24E-01
-7.24E-01
-8.04E-01
-7.24E-01
-7.24E-01
-7.24E-01
-8.04E-01
-8.04E-01
-8.84E-01
-8.84E-01
-8.84E-01
-8.84E-01
-8.84E-01
-9.65E-01
-9.65E-01
-9.65E-01
-9.65E-01
-9.65E-01
-9.65E-01
-1.05E+00
-1.05E+00
-1.05E+00
-1.13E+00
-1.13E+00
-1.21E+00
-1.05E+00
-1.13E+00
-1.21E+00
-1.21E+00
-1.21E+00
-1.29E+00
-1.29E+00
-1.29E+00
-1.29E+00
-1.29E+00
-1.37E+00
-1.45E+00
-1.37E+00
-1.37E+00
-1.37E+00
-1.37E+00
-1.45E+00
-1.37E+00
-1.45E+00
-1.45E+00
-1.45E+00
-1.53E+00
-1.45E+00
-1.53E+00
-1.53E+00
-1.53E+00
-1.61E+00
-1.61E+00
-1.61E+00
-1.61E+00
-1.61E+00
-1.61E+00
-1.61E+00
-1.69E+00
-1.69E+00
-1.77E+00
-1.77E+00
-1.69E+00
-1.77E+00
-1.85E+00
-1.77E+00
-1.77E+00
-1.77E+00
-1.85E+00
-1.85E+00
-1.93E+00
-1.85E+00
-1.93E+00
-1.85E+00
-1.93E+00
-1.93E+00
-1.93E+00
-1.93E+00
-1.93E+00
-2.01E+00
-2.01E+00
-2.01E+00
-2.01E+00
-2.01E+00
-2.09E+00
-2.09E+00
-2.09E+00
-2.09E+00
-2.09E+00
-2.17E+00
-2.17E+00
-2.17E+00
-2.25E+00
-2.25E+00
-2.17E+00
-2.17E+00
-2.25E+00
-2.25E+00
-2.25E+00
-2.25E+00
-2.25E+00
-2.33E+00
-2.33E+00
-2.25E+00
-2.33E+00
-2.41E+00
-2.41E+00
-2.33E+00
-2.41E+00
-2.33E+00
-2.41E+00
-2.41E+00
-2.41E+00
-2.49E+00
-2.41E+00
-2.41E+00
-2.49E+00
-2.49E+00
-2.49E+00
-2.49E+00
-2.49E+00
-2.57E+00
-2.49E+00
-2.57E+00
-2.57E+00
-2.57E+00
-2.57E+00
-2.57E+00
-2.57E+00
-2.65E+00
-2.57E+00
-2.65E+00
-2.65E+00
-2.57E+00
-2.73E+00
-2.65E+00
-2.73E+00
-2.65E+00
-2.73E+00
-2.73E+00
-2.73E+00
-2.65E+00
-2.73E+00
-2.73E+00
-2.81E+00
-2.73E+00
-2.73E+00
-2.81E+00
-2.73E+00
-2.81E+00
-2.73E+00
-2.81E+00
-2.81E+00
-2.89E+00
-2.81E+00
-2.81E+00
-2.81E+00
-2.89E+00
-2.89E+00
-2.89E+00
-2.89E+00
-2.89E+00
-2.89E+00
-2.89E+00
-2.81E+00
-2.97E+00
-2.89E+00
-2.97E+00
-2.97E+00
-2.97E+00
-2.89E+00
-2.97E+00
-2.97E+00
-2.97E+00
-2.89E+00
-3.06E+00
-2.97E+00
-2.89E+00
-2.97E+00
-2.97E+00
-2.97E+00
-2.97E+00
-2.97E+00
-3.06E+00
-3.06E+00
-3.06E+00
-3.06E+00
-2.97E+00
-2.97E+00
-3.14E+00
-2.97E+00
-3.14E+00
-2.97E+00
-2.97E+00
-3.06E+00
-3.06E+00
-2.97E+00
-3.06E+00
-3.06E+00
-3.14E+00
-2.97E+00
-3.06E+00
-3.14E+00
-3.06E+00
-3.06E+00
-3.06E+00
-3.06E+00
-3.06E+00
-3.06E+00
-3.06E+00
-3.06E+00
-3.06E+00
-2.97E+00
-3.06E+00
-3.14E+00
-2.97E+00
-3.06E+00
-3.06E+00
-3.06E+00
-3.06E+00
-3.14E+00
-3.14E+00
-2.97E+00
-3.14E+00
-3.14E+00
-3.06E+00
-3.06E+00
-3.06E+00
-3.06E+00
-3.14E+00
-3.06E+00
-3.14E+00
-2.97E+00
-3.06E+00
-3.14E+00
-3.06E+00
-3.06E+00
-2.97E+00
-3.06E+00
-3.06E+00
-2.97E+00
-3.06E+00
-3.06E+00
-2.97E+00
-2.97E+00
-2.97E+00
-2.97E+00
-3.06E+00
-2.97E+00
-2.97E+00
-2.97E+00
-2.97E+00
-2.97E+00
-2.97E+00
-2.97E+00
-2.97E+00
-2.89E+00
-2.97E+00
-2.89E+00
-3.06E+00
-2.97E+00
-2.89E+00
-2.97E+00
-2.89E+00
-2.97E+00
-2.97E+00
-2.89E+00
-2.89E+00
-2.97E+00
-2.89E+00
-2.97E+00
-2.89E+00
-2.89E+00
-2.89E+00
-2.81E+00
-2.81E+00
-2.89E+00
-2.81E+00
-2.81E+00
-2.81E+00
-2.81E+00
-2.81E+00
-2.89E+00
-2.89E+00
-2.81E+00
-2.89E+00
-2.81E+00
-2.81E+00
-2.81E+00
-2.73E+00
-2.73E+00
-2.81E+00
-2.73E+00
-2.73E+00
-2.81E+00
-2.73E+00
-2.65E+00
-2.65E+00
-2.65E+00
-2.65E+00
-2.65E+00
-2.65E+00
-2.57E+00
-2.57E+00
-2.65E+00
-2.65E+00
-2.57E+00
-2.57E+00
-2.49E+00
-2.57E+00
-2.57E+00
-2.57E+00
-2.49E+00
-2.49E+00
-2.49E+00
-2.49E+00
-2.49E+00
-2.49E+00
-2.49E+00
-2.41E+00
-2.49E+00
-2.41E+00
-2.41E+00
-2.41E+00
-2.41E+00
-2.33E+00
-2.33E+00
-2.41E+00
-2.33E+00
-2.33E+00
-2.33E+00
-2.41E+00
-2.33E+00
-2.25E+00
-2.33E+00
-2.25E+00
-2.25E+00
-2.25E+00
-2.25E+00
-2.25E+00
-2.17E+00
-2.25E+00
-2.17E+00
-2.17E+00
-2.17E+00
-2.17E+00
-2.09E+00
-2.09E+00
-2.09E+00
-2.01E+00
-2.01E+00
-2.01E+00
-2.09E+00
-2.01E+00
-2.09E+00
-2.09E+00
-1.93E+00
-1.93E+00
-1.93E+00
-1.93E+00
-1.93E+00
-1.93E+00
-1.93E+00
-1.85E+00
-1.85E+00
-1.85E+00
-1.77E+00
-1.85E+00
-1.77E+00
-1.77E+00
-1.77E+00
-1.77E+00
-1.77E+00
-1.77E+00
-1.69E+00
-1.69E+00
-1.69E+00
-1.61E+00
-1.61E+00
-1.61E+00
-1.61E+00
-1.61E+00
-1.61E+00
-1.61E+00
-1.53E+00
-1.53E+00
-1.61E+00
-1.45E+00
-1.45E+00
-1.45E+00
-1.45E+00
-1.37E+00
-1.45E+00
-1.37E+00
-1.37E+00
-1.29E+00
-1.29E+00
-1.37E+00
-1.37E+00
-1.29E+00
-1.29E+00
-1.21E+00
-1.21E+00
-1.21E+00
-1.21E+00
-1.21E+00
-1.13E+00
-1.21E+00
-1.13E+00
-1.13E+00
-1.13E+00
-1.05E+00
-1.05E+00
-1.05E+00
-1.05E+00
-9.65E-01
-1.05E+00
-1.05E+00
-9.65E-01
-9.65E-01
-8.84E-01
-9.65E-01
-8.04E-01
-7.24E-01
-8.84E-01
-8.04E-01
-8.04E-01
-8.04E-01
-8.04E-01
-7.24E-01
-8.04E-01
-8.04E-01
-7.24E-01
-7.24E-01
-6.43E-01
-7.24E-01
-6.43E-01
-5.63E-01
-6.43E-01
-5.63E-01
-6.43E-01
-5.63E-01
-5.63E-01
-5.63E-01
-4.82E-01
-4.82E-01
-4.82E-01
-4.02E-01
-4.02E-01
-4.02E-01
-4.02E-01
-3.22E-01
-4.02E-01
-3.22E-01
-3.22E-01
-3.22E-01
-3.22E-01
-3.22E-01
-3.22E-01
-3.22E-01
-2.41E-01
-2.41E-01
-2.41E-01
-2.41E-01
-8.04E-02
-1.61E-01
-1.61E-01
-1.61E-01
0.00E+00
-8.04E-02
-8.04E-02
0.00E+00
0.00E+00
0.00E+00
0.00E+00
8.04E-02
0.00E+00
8.04E-02
8.04E-02
8.04E-02
1.61E-01
8.04E-02
1.61E-01
1.61E-01
1.61E-01
1.61E-01
2.41E-01
2.41E-01
2.41E-01
2.41E-01
3.22E-01
2.41E-01
3.22E-01
4.02E-01
4.02E-01
4.02E-01
4.02E-01
4.02E-01
4.02E-01
4.82E-01
4.82E-01
5.63E-01
4.82E-01
5.63E-01
5.63E-01
4.82E-01
5.63E-01
5.63E-01
5.63E-01
5.63E-01
5.63E-01
7.24E-01
7.24E-01
7.24E-01
7.24E-01
7.24E-01
8.04E-01
7.24E-01
8.04E-01
8.04E-01
8.04E-01
8.04E-01
8.84E-01
8.84E-01
8.84E-01
8.84E-01
9.65E-01
9.65E-01
9.65E-01
9.65E-01
9.65E-01
1.05E+00
9.65E-01
1.05E+00
1.05E+00
1.05E+00
1.05E+00
1.13E+00
1.13E+00
1.13E+00
1.13E+00
1.21E+00
1.21E+00
1.21E+00
1.21E+00
1.29E+00
1.29E+00
1.29E+00
1.29E+00
1.29E+00
1.29E+00
1.29E+00
1.37E+00
1.37E+00
1.29E+00
1.37E+00
1.45E+00
1.45E+00
1.37E+00
1.45E+00
1.53E+00
1.45E+00
1.53E+00
1.53E+00
1.53E+00
1.61E+00
1.53E+00
1.61E+00
1.61E+00
1.53E+00
1.53E+00
1.61E+00
1.61E+00
1.69E+00
1.69E+00
1.69E+00
1.77E+00
1.69E+00
1.77E+00
1.77E+00
1.77E+00
1.85E+00
1.69E+00
1.85E+00
1.85E+00
1.85E+00
1.93E+00
1.85E+00
1.85E+00
1.85E+00
1.85E+00
1.85E+00
1.85E+00
1.93E+00
1.93E+00
1.93E+00
2.01E+00
1.93E+00
2.01E+00
2.01E+00
1.93E+00
2.01E+00
2.01E+00
2.09E+00
2.01E+00
2.09E+00
2.09E+00
2.09E+00
2.17E+00
2.09E+00
2.17E+00
2.09E+00
2.17E+00
2.17E+00
2.25E+00
2.17E+00
2.17E+00
2.25E+00
2.17E+00
2.25E+00
2.25E+00
2.33E+00
2.25E+00
2.33E+00
2.25E+00
2.25E+00
2.33E+00
2.33E+00
2.33E+00
2.33E+00
2.33E+00
2.33E+00
2.33E+00
2.33E+00
2.41E+00
2.41E+00
2.41E+00
2.41E+00
2.41E+00
2.41E+00
2.49E+00
2.49E+00
2.41E+00
2.49E+00
2.41E+00
2.49E+00
2.49E+00
2.57E+00
2.49E+00
2.49E+00
2.49E+00
2.49E+00
2.49E+00
2.49E+00
2.57E+00
2.57E+00
2.49E+00
2.57E+00
2.57E+00
2.57E+00
2.57E+00
2.57E+00
2.65E+00
2.57E+00
2.57E+00
2.57E+00
2.57E+00
2.65E+00
2.65E+00
2.65E+00
2.65E+00
2.65E+00
2.65E+00
2.65E+00
2.57E+00
2.65E+00
2.65E+00
2.57E+00
2.73E+00
2.65E+00
2.65E+00
2.65E+00
2.73E+00
2.73E+00
2.65E+00
2.65E+00
2.65E+00
2.73E+00
2.73E+00
2.73E+00
2.73E+00
2.65E+00
2.73E+00
2.65E+00
2.81E+00
2.73E+00
2.65E+00
2.81E+00
2.65E+00
2.73E+00
2.73E+00
2.73E+00
2.65E+00
2.81E+00
2.81E+00
2.81E+00
2.73E+00
2.73E+00
2.81E+00
2.73E+00
2.73E+00
2.73E+00
2.65E+00
2.81E+00
2.73E+00
2.73E+00
2.73E+00
2.73E+00
2.73E+00
2.73E+00
2.73E+00
2.73E+00
2.73E+00
2.73E+00
2.81E+00
2.73E+00
2.73E+00
2.73E+00
2.73E+00
2.81E+00
2.81E+00
2.81E+00
2.73E+00
2.65E+00
2.81E+00
2.73E+00
2.73E+00
2.73E+00
2.73E+00
2.73E+00
2.73E+00
2.73E+00
2.65E+00
2.65E+00
2.65E+00
2.73E+00
2.65E+00
2.65E+00
2.65E+00
2.65E+00
2.65E+00
2.65E+00
2.65E+00
2.65E+00
2.65E+00
2.65E+00
2.65E+00
2.65E+00
2.65E+00
2.65E+00
2.65E+00
2.65E+00
2.57E+00
2.57E+00
2.57E+00
2.65E+00
2.57E+00
2.65E+00
2.57E+00
2.57E+00
2.57E+00
2.65E+00
2.57E+00
2.49E+00
2.57E+00
2.57E+00
2.57E+00
2.57E+00
2.57E+00
2.57E+00
2.57E+00
2.57E+00
2.57E+00
2.49E+00
2.49E+00
2.57E+00
2.49E+00
2.49E+00
2.41E+00
2.49E+00
2.41E+00
2.49E+00
2.41E+00
2.41E+00
2.49E+00
2.41E+00
2.49E+00
2.41E+00
2.33E+00
2.41E+00
2.41E+00
2.33E+00
2.41E+00
2.33E+00
2.41E+00
2.33E+00
2.33E+00
2.33E+00
2.33E+00
2.33E+00
2.25E+00
2.25E+00
2.25E+00
2.25E+00
2.25E+00
2.17E+00
2.25E+00
2.25E+00
2.17E+00
2.17E+00
2.17E+00
2.17E+00
2.17E+00
2.17E+00
2.17E+00
2.17E+00
2.09E+00
2.09E+00
2.01E+00
2.01E+00
2.09E+00
2.01E+00
2.09E+00
2.09E+00
2.01E+00
2.01E+00
2.01E+00
1.93E+00
2.01E+00
2.01E+00
1.93E+00
2.01E+00
1.93E+00
1.85E+00
1.93E+00
1.93E+00
1.85E+00
1.85E+00
1.93E+00
1.85E+00
1.85E+00
1.77E+00
1.77E+00
1.85E+00
1.77E+00
1.69E+00
1.77E+00
1.69E+00
1.69E+00
1.69E+00
1.69E+00
1.69E+00
1.61E+00
1.69E+00
1.61E+00
1.61E+00
1.61E+00
1.61E+00
1.53E+00
1.45E+00
1.53E+00
1.45E+00
1.45E+00
1.45E+00
1.45E+00
1.45E+00
1.37E+00
1.45E+00
1.45E+00
1.37E+00
1.29E+00
1.37E+00
1.37E+00
1.37E+00
1.29E+00
1.29E+00
1.29E+00
1.21E+00
1.21E+00
1.21E+00
1.29E+00
1.13E+00
1.13E+00
1.21E+00
1.21E+00
1.13E+00
1.13E+00
1.13E+00
1.05E+00
1.05E+00
1.05E+00
1.05E+00
1.05E+00
9.65E-01
9.65E-01
9.65E-01
9.65E-01
8.84E-01
8.04E-01
8.84E-01
8.84E-01
8.04E-01
8.04E-01
8.04E-01
8.04E-01
7.24E-01
8.04E-01
8.04E-01
7.24E-01
7.24E-01
7.24E-01
6.43E-01
6.43E-01
6.43E-01
6.43E-01
6.43E-01
5.63E-01
5.63E-01
5.63E-01
5.63E-01
5.63E-01
5.63E-01
4.82E-01
4.82E-01
4.02E-01
4.82E-01
4.82E-01
4.02E-01
3.22E-01
3.22E-01
3.22E-01
3.22E-01
3.22E-01
3.22E-01
3.22E-01
2.41E-01
2.41E-01
2.41E-01
2.41E-01
2.41E-01
2.41E-01
1.61E-01
1.61E-01
1.61E-01
1.61E-01
8.04E-02
8.04E-02
0.00E+00
8.04E-02
0.00E+00
0.00E+00
0.00E+00
0.00E+00
-8.04E-02
0.00E+00
-1.61E-01
-8.04E-02
-8.04E-02
-1.61E-01
-1.61E-01
-1.61E-01
-1.61E-01
-1.61E-01
-2.41E-01
-3.22E-01
-2.41E-01
-2.41E-01
-2.41E-01
-3.22E-01
-3.22E-01
-3.22E-01
-3.22E-01
-3.22E-01
-4.02E-01
-3.22E-01
-4.02E-01
-4.02E-01
-4.82E-01
-4.02E-01
-4.82E-01
-5.63E-01
-4.82E-01
-5.63E-01
-5.63E-01
-5.63E-01
-6.43E-01
-6.43E-01
-6.43E-01
-6.43E-01
-6.43E-01
-6.43E-01
-6.43E-01
-7.24E-01
-7.24E-01
-7.24E-01
-8.04E-01
-8.04E-01
-8.04E-01
-8.84E-01
-8.84E-01
-8.84E-01
-8.84E-01
-9.65E-01
-9.65E-01
-8.84E-01
-9.65E-01
-9.65E-01
-8.84E-01
-1.05E+00
-1.05E+00
-1.05E+00
-1.05E+00
-1.05E+00
-1.13E+00
-1.13E+00
-1.13E+00
-1.13E+00
-1.13E+00
-1.21E+00
-1.21E+00
-1.13E+00
-1.21E+00
-1.21E+00
-1.29E+00
-1.21E+00
-1.29E+00
-1.37E+00
-1.37E+00
-1.29E+00
-1.37E+00
-1.45E+00
-1.37E+00
-1.45E+00
-1.45E+00
-1.45E+00
-1.45E+00
-1.53E+00
-1.53E+00
-1.53E+00
-1.53E+00
-1.53E+00
-1.61E+00
-1.61E+00
-1.61E+00
-1.61E+00
-1.61E+00
-1.61E+00
-1.69E+00
-1.77E+00
-1.69E+00
-1.77E+00
-1.77E+00
-1.77E+00
-1.77E+00
-1.77E+00
-1.77E+00
-1.85E+00
-1.85E+00
-1.85E+00
-1.77E+00
-1.85E+00
-1.85E+00
-1.93E+00
-1.85E+00
-1.85E+00
-1.93E+00
-1.85E+00
-2.01E+00
-1.93E+00
-2.01E+00
-2.01E+00
-2.01E+00
-2.09E+00
-2.01E+00
-2.01E+00
-2.09E+00
-2.09E+00
-2.17E+00
-2.17E+00
-2.17E+00
-2.17E+00
-2.17E+00
-2.17E+00
-2.17E+00
-2.25E+00
-2.17E+00
-2.25E+00
-2.17E+00
-2.33E+00
-2.25E+00
-2.33E+00
-2.25E+00
-2.25E+00
-2.33E+00
-2.33E+00
-2.33E+00
-2.33E+00
-2.33E+00
-2.41E+00
-2.49E+00
-2.41E+00
-2.41E+00
-2.41E+00
-2.41E+00
-2.49E+00
-2.49E+00
-2.49E+00
-2.49E+00
-2.49E+00
-2.49E+00
-2.49E+00
-2.49E+00
-2.49E+00
-2.49E+00
-2.57E+00
-2.57E+00
-2.57E+00
-2.57E+00
-2.57E+00
-2.65E+00
-2.57E+00
-2.65E+00
-2.65E+00
-2.65E+00
-2.73E+00
-2.65E+00
-2.65E+00
-2.65E+00
-2.73E+00
-2.73E+00
-2.65E+00
-2.65E+00
-2.81E+00
-2.73E+00
-2.73E+00
-2.73E+00
-2.81E+00
-2.73E+00
-2.81E+00
-2.81E+00
-2.73E+00
-2.81E+00
-2.81E+00
-2.81E+00
-2.81E+00
-2.89E+00
-2.81E+00
-2.89E+00
-2.89E+00
-2.89E+00
-2.89E+00
-2.89E+00
-2.89E+00
-2.97E+00
-2.89E+00
-2.89E+00
-2.89E+00
-2.97E+00
-2.97E+00
-2.89E+00
-2.97E+00
-2.97E+00
-2.89E+00
-2.89E+00
-2.97E+00
-2.97E+00
-2.97E+00
-2.97E+00
-2.97E+00
-2.97E+00
-3.06E+00
-2.97E+00
-2.97E+00
-2.97E+00
-2.97E+00
-2.97E+00
-3.06E+00
-3.06E+00
-3.06E+00
-3.06E+00
-2.97E+00
-2.97E+00
-3.06E+00
-3.06E+00
-3.06E+00
-3.06E+00
-3.06E+00
-3.06E+00
-3.06E+00
-3.06E+00
-3.06E+00
-3.06E+00
-2.97E+00
-3.06E+00
-2.97E+00
-2.97E+00
-3.06E+00
-3.14E+00
-3.14E+00
-3.14E+00
-3.06E+00
-3.06E+00
-3.06E+00
-2.97E+00
-3.14E+00
-3.06E+00
-3.06E+00
-3.14E+00
-3.06E+00
-3.06E+00
-3.14E+00
-3.06E+00
-3.06E+00
-3.06E+00
-3.06E+00
-3.06E+00
-3.14E+00
-3.06E+00
-3.06E+00
-3.06E+00
-3.06E+00
-3.06E+00
-3.06E+00
-3.14E+00
-2.97E+00
-3.06E+00
-3.06E+00
-3.06E+00
-2.97E+00
-3.06E+00
-3.06E+00
-3.06E+00
-3.06E+00
-2.97E+00
-3.06E+00
-3.06E+00
-2.97E+00
-2.97E+00
-2.97E+00
-2.97E+00
-3.06E+00
-3.06E+00
-2.97E+00
-3.06E+00
-2.97E+00
-2.89E+00
-2.97E+00
-2.97E+00
-2.97E+00
-2.97E+00
-2.97E+00
-2.97E+00
-2.89E+00
-2.97E+00
-2.97E+00
-2.89E+00
-2.97E+00
-2.97E+00
-2.97E+00
-2.89E+00
-2.89E+00
-2.89E+00
-2.89E+00
-2.89E+00
-2.89E+00
-2.89E+00
-2.89E+00
-2.81E+00
-2.89E+00
-2.81E+00
-2.73E+00
-2.89E+00
-2.81E+00
-2.81E+00
-2.73E+00
-2.81E+00
-2.81E+00
-2.81E+00
-2.81E+00
-2.81E+00
-2.81E+00
-2.81E+00
-2.73E+00
-2.73E+00
-2.81E+00
-2.73E+00
-2.65E+00
-2.65E+00
-2.65E+00
-2.65E+00
-2.65E+00
-2.65E+00
-2.65E+00
-2.65E+00
-2.65E+00
-2.57E+00
-2.65E+00
-2.57E+00
-2.57E+00
-2.57E+00
-2.57E+00
-2.57E+00
-2.49E+00
-2.49E+00
-2.57E+00
-2.49E+00
-2.49E+00
-2.49E+00
-2.49E+00
-2.49E+00
-2.41E+00
-2.41E+00
-2.41E+00
-2.41E+00
-2.49E+00
-2.41E+00
-2.33E+00
-2.33E+00
-2.33E+00
-2.33E+00
-2.33E+00
-2.33E+00
-2.33E+00
-2.25E+00
-2.25E+00
-2.25E+00
-2.33E+00
-2.25E+00
-2.25E+00
-2.17E+00
-2.17E+00
-2.17E+00
-2.17E+00
-2.17E+00
-2.09E+00
-2.09E+00
-2.17E+00
-2.17E+00
-2.01E+00
-2.09E+00
-2.09E+00
-2.09E+00
-2.01E+00
-1.93E+00
-2.01E+00
-2.01E+00
-1.93E+00
-1.93E+00
-2.01E+00
-2.01E+00
-1.93E+00
-1.85E+00
-1.85E+00
-1.93E+00
-1.85E+00
-1.85E+00
-1.85E+00
-1.85E+00
-1.77E+00
-1.77E+00
-1.77E+00
-1.69E+00
-1.77E+00
-1.77E+00
-1.69E+00
-1.69E+00
-1.69E+00
-1.61E+00
-1.69E+00
-1.61E+00
-1.61E+00
-1.61E+00
-1.61E+00
-1.53E+00
-1.53E+00
-1.61E+00
-1.53E+00
-1.45E+00
-1.45E+00
-1.45E+00
-1.45E+00
-1.45E+00
-1.37E+00
-1.37E+00
-1.37E+00
-1.45E+00
-1.37E+00
-1.29E+00
-1.29E+00
-1.37E+00
-1.29E+00
-1.29E+00
-1.29E+00
-1.29E+00
-1.21E+00
-1.13E+00
-1.21E+00
-1.13E+00
-1.13E+00
-1.13E+00
-1.13E+00
-1.13E+00
-1.05E+00
-1.05E+00
-1.13E+00
-1.05E+00
-9.65E-01
-9.65E-01
-1.05E+00
-8.84E-01
-9.65E-01
-8.84E-01
-9.65E-01
-9.65E-01
-8.84E-01
-8.04E-01
-8.04E-01
-8.04E-01
-8.04E-01
-8.04E-01
-7.24E-01
-8.04E-01
-8.04E-01
-7.24E-01
-7.24E-01
-6.43E-01
-6.43E-01
-5.63E-01
-6.43E-01
-6.43E-01
-5.63E-01
-5.63E-01
-4.82E-01
-4.82E-01
-4.82E-01
-4.82E-01
-4.82E-01
-4.82E-01
-4.02E-01
-4.02E-01
-4.02E-01
-4.02E-01
-3.22E-01
-3.22E-01
-4.02E-01
-4.02E-01
-4.02E-01
-3.22E-01
-3.22E-01
-2.41E-01
-1.61E-01
-1.61E-01
-1.61E-01
-2.41E-01
-1.61E-01
-8.04E-02
-1.61E-01
-8.04E-02
-8.04E-02
-8.04E-02
-8.04E-02
-8.04E-02
-8.04E-02
-8.04E-02];
y=[-1.29E+00
-1.29E+00
-1.29E+00
-1.29E+00
-1.29E+00
-1.29E+00
-1.29E+00
-1.37E+00
-1.29E+00
-1.29E+00
-1.37E+00
-1.29E+00
-1.29E+00
-1.37E+00
-1.29E+00
-1.29E+00
-1.37E+00
-1.29E+00
-1.37E+00
-1.29E+00
-1.29E+00
-1.29E+00
-1.21E+00
-1.29E+00
-1.29E+00
-1.21E+00
-1.29E+00
-1.29E+00
-1.29E+00
-1.29E+00
-1.29E+00
-1.37E+00
-1.29E+00
-1.37E+00
-1.29E+00
-1.29E+00
-1.29E+00
-1.29E+00
-1.29E+00
-1.21E+00
-1.29E+00
-1.29E+00
-1.37E+00
-1.37E+00
-1.29E+00
-1.29E+00
-1.29E+00
-1.29E+00
-1.29E+00
-1.37E+00
-1.29E+00
-1.29E+00
-1.29E+00
-1.21E+00
-1.29E+00
-1.37E+00
-1.21E+00
-1.29E+00
-1.29E+00
-1.21E+00
-1.29E+00
-1.29E+00
-1.29E+00
-1.29E+00
-1.29E+00
-1.29E+00
-1.29E+00
-1.29E+00
-1.29E+00
-1.29E+00
-1.37E+00
-1.29E+00
-1.21E+00
-1.29E+00
-1.29E+00
-1.29E+00
-1.29E+00
-1.29E+00
-1.21E+00
-1.21E+00
-1.29E+00
-1.29E+00
-1.29E+00
-1.37E+00
-1.29E+00
-1.21E+00
-1.29E+00
-1.29E+00
-1.29E+00
-1.29E+00
-1.21E+00
-1.29E+00
-1.29E+00
-1.29E+00
-1.37E+00
-1.29E+00
-1.29E+00
-1.37E+00
-1.21E+00
-1.29E+00
-1.29E+00
-1.37E+00
-1.29E+00
-1.29E+00
-1.29E+00
-1.37E+00
-1.21E+00
-1.29E+00
-1.29E+00
-1.21E+00
-1.21E+00
-1.21E+00
-1.29E+00
-1.37E+00
-1.29E+00
-1.29E+00
-1.29E+00
-1.29E+00
-1.29E+00
-1.37E+00
-1.21E+00
-1.21E+00
-1.37E+00
-1.21E+00
-1.21E+00
-1.29E+00
-1.29E+00
-1.21E+00
-1.21E+00
-1.21E+00
-1.29E+00
-1.29E+00
-1.29E+00
-1.21E+00
-1.29E+00
-1.29E+00
-1.21E+00
-1.21E+00
-1.29E+00
-1.21E+00
-1.21E+00
-1.29E+00
-1.29E+00
-1.21E+00
-1.37E+00
-1.29E+00
-1.21E+00
-1.21E+00
-1.29E+00
-1.29E+00
-1.29E+00
-1.37E+00
-1.21E+00
-1.13E+00
-1.29E+00
-1.29E+00
-1.21E+00
-1.21E+00
-1.29E+00
-1.29E+00
-1.29E+00
-1.29E+00
-1.21E+00
-1.29E+00
-1.29E+00
-1.21E+00
-1.29E+00
-1.21E+00
-1.21E+00
-1.29E+00
-1.21E+00
-1.37E+00
-1.21E+00
-1.21E+00
-1.37E+00
-1.29E+00
-1.29E+00
-1.21E+00
-1.21E+00
-1.29E+00
-1.21E+00
-1.21E+00
-1.21E+00
-1.29E+00
-1.29E+00
-1.29E+00
-1.21E+00
-1.29E+00
-1.21E+00
-1.29E+00
-1.21E+00
-1.21E+00
-1.29E+00
-1.21E+00
-1.29E+00
-1.21E+00
-1.21E+00
-1.21E+00
-1.21E+00
-1.29E+00
-1.29E+00
-1.29E+00
-1.29E+00
-1.21E+00
-1.21E+00
-1.29E+00
-1.21E+00
-1.29E+00
-1.21E+00
-1.29E+00
-1.21E+00
-1.21E+00
-1.29E+00
-1.29E+00
-1.37E+00
-1.21E+00
-1.21E+00
-1.29E+00
-1.29E+00
-1.21E+00
-1.29E+00
-1.29E+00
-1.29E+00
-1.21E+00
-1.21E+00
-1.29E+00
-1.29E+00
-1.29E+00
-1.29E+00
-1.29E+00
-1.21E+00
-1.29E+00
-1.21E+00
-1.21E+00
-1.29E+00
-1.21E+00
-1.37E+00
-1.21E+00
-1.29E+00
-1.21E+00
-1.29E+00
-1.21E+00
-1.21E+00
-1.29E+00
-1.29E+00
-1.29E+00
-1.21E+00
-1.21E+00
-1.21E+00
-1.21E+00
-1.29E+00
-1.29E+00
-1.21E+00
-1.29E+00
-1.21E+00
-1.29E+00
-1.29E+00
-1.21E+00
-1.21E+00
-1.29E+00
-1.21E+00
-1.21E+00
-1.29E+00
-1.29E+00
-1.21E+00
-1.21E+00
-1.29E+00
-1.29E+00
-1.21E+00
-1.21E+00
-1.21E+00
-1.29E+00
-1.21E+00
-1.21E+00
-1.29E+00
-1.29E+00
-1.21E+00
-1.21E+00
-1.29E+00
-1.21E+00
-1.29E+00
-1.29E+00
-1.21E+00
-1.21E+00
-1.29E+00
-1.21E+00
-1.21E+00
-1.21E+00
-1.29E+00
-1.21E+00
-1.21E+00
-1.29E+00
-1.29E+00
-1.29E+00
-1.29E+00
-1.29E+00
-1.29E+00
-1.29E+00
-1.21E+00
-1.21E+00
-1.21E+00
-1.29E+00
-1.29E+00
-1.21E+00
-1.29E+00
-1.21E+00
-1.21E+00
-1.21E+00
-1.29E+00
-1.21E+00
-1.29E+00
-1.21E+00
-1.29E+00
-1.21E+00
-1.29E+00
-1.21E+00
-1.21E+00
-1.29E+00
-1.29E+00
-1.29E+00
-1.21E+00
-1.37E+00
-1.29E+00
-1.29E+00
-1.29E+00
-1.29E+00
-1.21E+00
-1.29E+00
-1.29E+00
-1.29E+00
-1.21E+00
-1.29E+00
-1.29E+00
-1.29E+00
-1.21E+00
-1.29E+00
-1.21E+00
-1.13E+00
-1.29E+00
-1.21E+00
-1.29E+00
-1.29E+00
-1.29E+00
-1.37E+00
-1.29E+00
-1.29E+00
-1.29E+00
-1.21E+00
-1.29E+00
-1.21E+00
-1.29E+00
-1.29E+00
-1.21E+00
-1.21E+00
-1.29E+00
-1.29E+00
-1.29E+00
-1.29E+00
-1.29E+00
-1.37E+00
-1.29E+00
-1.37E+00
-1.29E+00
-1.29E+00
-1.29E+00
-1.21E+00
-1.21E+00
-1.29E+00
-1.29E+00
-1.21E+00
-1.21E+00
-1.29E+00
-1.37E+00
-1.29E+00
-1.29E+00
-1.21E+00
-1.21E+00
-1.29E+00
-1.21E+00
-1.29E+00
-1.29E+00
-1.21E+00
-1.29E+00
-1.29E+00
-1.29E+00
-1.21E+00
-1.29E+00
-1.21E+00
-1.29E+00
-1.37E+00
-1.21E+00
-1.29E+00
-1.37E+00
-1.29E+00
-1.29E+00
-1.29E+00
-1.29E+00
-1.21E+00
-1.29E+00
-1.29E+00
-1.29E+00
-1.29E+00
-1.29E+00
-1.29E+00
-1.29E+00
-1.21E+00
-1.29E+00
-1.29E+00
-1.29E+00
-1.29E+00
-1.29E+00
-1.21E+00
-1.37E+00
-1.21E+00
-1.29E+00
-1.37E+00
-1.29E+00
-1.29E+00
-1.29E+00
-1.29E+00
-1.29E+00
-1.37E+00
-1.21E+00
-1.29E+00
-1.29E+00
-1.21E+00
-1.29E+00
-1.29E+00
-1.29E+00
-1.37E+00
-1.29E+00
-1.29E+00
-1.37E+00
-1.29E+00
-1.29E+00
-1.21E+00
-1.37E+00
-1.21E+00
-1.29E+00
-1.29E+00
-1.29E+00
-1.29E+00
-1.29E+00
-1.21E+00
-1.37E+00
-1.29E+00
-1.37E+00
-1.29E+00
-1.29E+00
-1.29E+00
-1.29E+00
-1.37E+00
-1.29E+00
-1.29E+00
-1.29E+00
-1.37E+00
-1.29E+00
-1.29E+00
-1.21E+00
-1.29E+00
-1.37E+00
-1.29E+00
-1.21E+00
-1.29E+00
-1.29E+00
-1.37E+00
-1.29E+00
-1.37E+00
-1.29E+00
-1.29E+00
-1.29E+00
-1.29E+00
-1.29E+00
-1.37E+00
-1.29E+00
-1.29E+00
-1.37E+00
-1.37E+00
-1.37E+00
-1.29E+00
-1.37E+00
-1.29E+00
-1.37E+00
-1.37E+00
-1.29E+00
-1.37E+00
-1.29E+00
-1.29E+00
-1.29E+00
-1.29E+00
-1.37E+00
-1.29E+00
-1.29E+00
-1.37E+00
-1.29E+00
-1.29E+00
-1.37E+00
-1.29E+00
-1.37E+00
-1.29E+00
-1.45E+00
-1.29E+00
-1.37E+00
-1.37E+00
-1.37E+00
-1.29E+00
-1.29E+00
-1.37E+00
-1.37E+00
-1.37E+00
-1.37E+00
-1.29E+00
-1.37E+00
-1.29E+00
-1.37E+00
-1.29E+00
-1.37E+00
-1.29E+00
-1.29E+00
-1.37E+00
-1.37E+00
-1.37E+00
-1.37E+00
-1.29E+00
-1.37E+00
-1.37E+00
-1.37E+00
-1.37E+00
-1.29E+00
-1.37E+00
-1.29E+00
-1.37E+00
-1.37E+00
-1.29E+00
-1.37E+00
-1.29E+00
-1.37E+00
-1.37E+00
-1.29E+00
-1.37E+00
-1.37E+00
-1.37E+00
-1.37E+00
-1.37E+00
-1.45E+00
-1.37E+00
-1.37E+00
-1.37E+00
-1.53E+00
-1.37E+00
-1.37E+00
-1.45E+00
-1.37E+00
-1.37E+00
-1.45E+00
-1.37E+00
-1.45E+00
-1.45E+00
-1.45E+00
-1.45E+00
-1.45E+00
-1.37E+00
-1.37E+00
-1.53E+00
-1.45E+00
-1.45E+00
-1.45E+00
-1.45E+00
-1.53E+00
-1.45E+00
-1.53E+00
-1.61E+00
-1.53E+00
-1.53E+00
-1.45E+00
-1.53E+00
-1.53E+00
-1.53E+00
-1.53E+00
-1.53E+00
-1.53E+00
-1.61E+00
-1.61E+00
-1.61E+00
-1.69E+00
-1.61E+00
-1.69E+00
-1.77E+00
-1.69E+00
-1.77E+00
-1.69E+00
-1.77E+00
-1.85E+00
-1.77E+00
-1.85E+00
-1.85E+00
-1.85E+00
-1.85E+00
-1.85E+00
-1.93E+00
-1.85E+00
-2.01E+00
-2.01E+00
-1.93E+00
-1.93E+00
-1.93E+00
-2.01E+00
-2.01E+00
-2.01E+00
-2.09E+00
-2.01E+00
-2.09E+00
-2.09E+00
-2.01E+00
-2.09E+00
-2.17E+00
-2.09E+00
-2.17E+00
-2.09E+00
-2.09E+00
-2.17E+00
-2.17E+00
-2.25E+00
-2.17E+00
-2.17E+00
-2.33E+00
-2.25E+00
-2.25E+00
-2.25E+00
-2.33E+00
-2.33E+00
-2.25E+00
-2.33E+00
-2.33E+00
-2.41E+00
-2.33E+00
-2.41E+00
-2.49E+00
-2.41E+00
-2.41E+00
-2.41E+00
-2.41E+00
-2.49E+00
-2.49E+00
-2.49E+00
-2.49E+00
-2.41E+00
-2.57E+00
-2.57E+00
-2.49E+00
-2.49E+00
-2.57E+00
-2.57E+00
-2.57E+00
-2.57E+00
-2.57E+00
-2.57E+00
-2.57E+00
-2.65E+00
-2.57E+00
-2.65E+00
-2.73E+00
-2.57E+00
-2.65E+00
-2.57E+00
-2.73E+00
-2.65E+00
-2.73E+00
-2.73E+00
-2.65E+00
-2.73E+00
-2.73E+00
-2.73E+00
-2.73E+00
-2.81E+00
-2.81E+00
-2.81E+00
-2.81E+00
-2.73E+00
-2.81E+00
-2.89E+00
-2.73E+00
-2.81E+00
-2.81E+00
-2.81E+00
-2.81E+00
-2.81E+00
-2.89E+00
-2.89E+00
-2.81E+00
-2.81E+00
-2.89E+00
-2.81E+00
-2.89E+00
-2.89E+00
-2.89E+00
-2.89E+00
-2.89E+00
-2.97E+00
-2.81E+00
-2.97E+00
-2.89E+00
-2.89E+00
-2.97E+00
-2.97E+00
-2.89E+00
-2.97E+00
-2.97E+00
-2.97E+00
-2.97E+00
-2.97E+00
-2.97E+00
-2.97E+00
-2.97E+00
-2.97E+00
-3.06E+00
-2.97E+00
-3.06E+00
-2.97E+00
-3.06E+00
-2.97E+00
-2.97E+00
-2.97E+00
-2.97E+00
-3.06E+00
-2.97E+00
-2.97E+00
-3.06E+00
-2.97E+00
-3.06E+00
-2.97E+00
-3.06E+00
-3.06E+00
-3.06E+00
-2.97E+00
-3.06E+00
-2.97E+00
-3.06E+00
-3.06E+00
-3.06E+00
-2.97E+00
-3.06E+00
-2.97E+00
-3.06E+00
-3.06E+00
-2.97E+00
-3.06E+00
-3.06E+00
-2.97E+00
-3.06E+00
-3.06E+00
-3.06E+00
-3.06E+00
-3.06E+00
-3.06E+00
-3.06E+00
-2.97E+00
-3.06E+00
-2.97E+00
-3.06E+00
-3.06E+00
-2.97E+00
-2.97E+00
-2.97E+00
-3.06E+00
-2.97E+00
-3.06E+00
-2.89E+00
-2.97E+00
-2.97E+00
-2.97E+00
-2.97E+00
-2.97E+00
-2.97E+00
-2.97E+00
-2.97E+00
-2.97E+00
-2.89E+00
-2.97E+00
-2.97E+00
-2.97E+00
-2.97E+00
-2.89E+00
-2.89E+00
-2.97E+00
-2.89E+00
-2.97E+00
-2.89E+00
-2.97E+00
-2.89E+00
-2.89E+00
-2.89E+00
-2.81E+00
-2.89E+00
-2.89E+00
-2.89E+00
-2.81E+00
-2.81E+00
-2.81E+00
-2.89E+00
-2.89E+00
-2.81E+00
-2.81E+00
-2.81E+00
-2.81E+00
-2.73E+00
-2.81E+00
-2.73E+00
-2.81E+00
-2.73E+00
-2.73E+00
-2.73E+00
-2.81E+00
-2.81E+00
-2.73E+00
-2.73E+00
-2.73E+00
-2.65E+00
-2.65E+00
-2.65E+00
-2.57E+00
-2.65E+00
-2.73E+00
-2.65E+00
-2.73E+00
-2.57E+00
-2.65E+00
-2.65E+00
-2.57E+00
-2.57E+00
-2.57E+00
-2.57E+00
-2.57E+00
-2.57E+00
-2.57E+00
-2.57E+00
-2.49E+00
-2.49E+00
-2.49E+00
-2.49E+00
-2.49E+00
-2.49E+00
-2.41E+00
-2.49E+00
-2.41E+00
-2.41E+00
-2.41E+00
-2.41E+00
-2.41E+00
-2.33E+00
-2.41E+00
-2.33E+00
-2.33E+00
-2.33E+00
-2.33E+00
-2.41E+00
-2.33E+00
-2.33E+00
-2.33E+00
-2.33E+00
-2.17E+00
-2.33E+00
-2.17E+00
-2.17E+00
-2.17E+00
-2.25E+00
-2.17E+00
-2.25E+00
-2.17E+00
-2.09E+00
-2.17E+00
-2.17E+00
-2.09E+00
-2.01E+00
-2.09E+00
-2.09E+00
-2.09E+00
-2.09E+00
-2.01E+00
-2.01E+00
-2.01E+00
-2.09E+00
-1.93E+00
-1.93E+00
-1.85E+00
-1.93E+00
-1.93E+00
-1.93E+00
-1.93E+00
-1.85E+00
-1.85E+00
-1.85E+00
-1.77E+00
-1.85E+00
-1.85E+00
-1.77E+00
-1.77E+00
-1.69E+00
-1.69E+00
-1.77E+00
-1.61E+00
-1.61E+00
-1.69E+00
-1.61E+00
-1.69E+00
-1.61E+00
-1.61E+00
-1.61E+00
-1.53E+00
-1.53E+00
-1.53E+00
-1.53E+00
-1.45E+00
-1.53E+00
-1.53E+00
-1.53E+00
-1.45E+00
-1.45E+00
-1.53E+00
-1.45E+00
-1.45E+00
-1.45E+00
-1.45E+00
-1.53E+00
-1.45E+00
-1.37E+00
-1.45E+00
-1.45E+00
-1.45E+00
-1.37E+00
-1.45E+00
-1.37E+00
-1.37E+00
-1.29E+00
-1.37E+00
-1.45E+00
-1.37E+00
-1.45E+00
-1.45E+00
-1.37E+00
-1.45E+00
-1.45E+00
-1.37E+00
-1.37E+00
-1.45E+00
-1.37E+00
-1.37E+00
-1.37E+00
-1.37E+00
-1.37E+00
-1.37E+00
-1.29E+00
-1.37E+00
-1.37E+00
-1.37E+00
-1.29E+00
-1.37E+00
-1.37E+00
-1.29E+00
-1.37E+00
-1.37E+00
-1.29E+00
-1.37E+00
-1.37E+00
-1.45E+00
-1.45E+00
-1.37E+00
-1.29E+00
-1.37E+00
-1.37E+00
-1.37E+00
-1.37E+00
-1.37E+00
-1.37E+00
-1.29E+00
-1.37E+00
-1.37E+00
-1.29E+00
-1.37E+00
-1.29E+00
-1.37E+00
-1.29E+00
-1.29E+00
-1.37E+00
-1.29E+00
-1.29E+00
-1.29E+00
-1.29E+00
-1.29E+00
-1.29E+00
-1.29E+00
-1.37E+00
-1.21E+00
-1.37E+00
-1.37E+00
-1.29E+00
-1.29E+00
-1.37E+00
-1.37E+00
-1.37E+00
-1.37E+00
-1.37E+00
-1.29E+00
-1.29E+00
-1.37E+00
-1.29E+00
-1.29E+00
-1.29E+00
-1.21E+00
-1.37E+00
-1.29E+00
-1.29E+00
-1.37E+00
-1.37E+00
-1.29E+00
-1.29E+00
-1.37E+00
-1.37E+00
-1.37E+00
-1.29E+00
-1.21E+00
-1.37E+00
-1.29E+00
-1.21E+00
-1.29E+00
-1.29E+00
-1.29E+00
-1.29E+00
-1.21E+00
-1.29E+00
-1.29E+00
-1.29E+00
-1.37E+00
-1.21E+00
-1.29E+00
-1.29E+00
-1.21E+00
-1.37E+00
-1.29E+00
-1.29E+00
-1.29E+00
-1.29E+00
-1.37E+00
-1.29E+00
-1.29E+00
-1.29E+00
-1.29E+00
-1.29E+00
-1.37E+00
-1.29E+00
-1.29E+00
-1.29E+00
-1.29E+00
-1.21E+00
-1.29E+00
-1.21E+00
-1.29E+00
-1.37E+00
-1.29E+00
-1.29E+00
-1.21E+00
-1.29E+00
-1.37E+00
-1.29E+00
-1.21E+00
-1.29E+00
-1.29E+00
-1.29E+00
-1.21E+00
-1.29E+00
-1.29E+00
-1.29E+00
-1.29E+00
-1.37E+00
-1.29E+00
-1.21E+00
-1.29E+00
-1.21E+00
-1.21E+00
-1.29E+00
-1.29E+00
-1.29E+00
-1.21E+00
-1.29E+00
-1.29E+00
-1.21E+00
-1.29E+00
-1.37E+00
-1.29E+00
-1.21E+00
-1.21E+00
-1.29E+00
-1.21E+00
-1.29E+00
-1.29E+00
-1.21E+00
-1.21E+00
-1.29E+00
-1.21E+00
-1.29E+00
-1.29E+00
-1.21E+00
-1.21E+00
-1.29E+00
-1.21E+00
-1.29E+00
-1.29E+00
-1.29E+00
-1.21E+00
-1.29E+00
-1.29E+00
-1.29E+00
-1.21E+00
-1.29E+00
-1.29E+00
-1.21E+00
-1.21E+00
-1.29E+00
-1.21E+00
-1.29E+00
-1.29E+00
-1.29E+00
-1.29E+00
-1.29E+00
-1.21E+00
-1.21E+00
-1.21E+00
-1.29E+00
-1.29E+00
-1.29E+00
-1.21E+00
-1.21E+00
-1.21E+00
-1.29E+00
-1.21E+00
-1.21E+00
-1.21E+00
-1.21E+00
-1.21E+00
-1.29E+00
-1.37E+00
-1.29E+00
-1.29E+00
-1.21E+00
-1.29E+00
-1.21E+00
-1.21E+00
-1.29E+00
-1.21E+00
-1.21E+00
-1.21E+00
-1.29E+00
-1.21E+00
-1.29E+00
-1.29E+00
-1.29E+00
-1.29E+00
-1.37E+00
-1.21E+00
-1.29E+00
-1.37E+00
-1.21E+00
-1.29E+00
-1.21E+00
-1.29E+00
-1.29E+00
-1.21E+00
-1.21E+00
-1.29E+00
-1.21E+00
-1.21E+00
-1.29E+00
-1.37E+00
-1.29E+00
-1.29E+00
-1.29E+00
-1.29E+00
-1.21E+00
-1.29E+00
-1.29E+00
-1.29E+00
-1.29E+00
-1.29E+00
-1.29E+00
-1.29E+00
-1.29E+00
-1.29E+00
-1.21E+00
-1.29E+00
-1.37E+00
-1.21E+00
-1.29E+00
-1.21E+00
-1.29E+00
-1.29E+00
-1.21E+00
-1.29E+00
-1.21E+00
-1.29E+00
-1.29E+00
-1.21E+00
-1.21E+00
-1.21E+00
-1.29E+00
-1.29E+00
-1.29E+00
-1.21E+00
-1.37E+00
-1.21E+00
-1.21E+00
-1.29E+00
-1.13E+00
-1.29E+00
-1.29E+00
-1.21E+00
-1.21E+00
-1.29E+00
-1.21E+00
-1.29E+00
-1.21E+00
-1.21E+00
-1.29E+00
-1.29E+00
-1.29E+00
-1.29E+00
-1.29E+00
-1.29E+00
-1.21E+00
-1.29E+00
-1.29E+00
-1.21E+00
-1.21E+00
-1.21E+00
-1.37E+00
-1.21E+00
-1.29E+00
-1.29E+00
-1.29E+00
-1.21E+00
-1.29E+00
-1.21E+00
-1.29E+00
-1.21E+00
-1.21E+00
-1.29E+00
-1.21E+00
-1.29E+00
-1.21E+00
-1.21E+00
-1.29E+00
-1.21E+00
-1.37E+00
-1.29E+00
-1.29E+00
-1.21E+00
-1.21E+00
-1.21E+00
-1.29E+00
-1.29E+00
-1.21E+00
-1.29E+00
-1.29E+00
-1.21E+00
-1.29E+00
-1.37E+00
-1.29E+00
-1.21E+00
-1.29E+00
-1.21E+00
-1.29E+00
-1.21E+00
-1.21E+00
-1.29E+00
-1.29E+00
-1.21E+00
-1.29E+00
-1.21E+00
-1.21E+00
-1.29E+00
-1.21E+00
-1.37E+00
-1.29E+00
-1.21E+00
-1.21E+00
-1.29E+00
-1.29E+00
-1.21E+00
-1.21E+00
-1.21E+00
-1.21E+00
-1.21E+00
-1.29E+00
-1.29E+00
-1.29E+00
-1.37E+00
-1.29E+00
-1.21E+00
-1.21E+00
-1.29E+00
-1.21E+00
-1.29E+00
-1.29E+00
-1.21E+00
-1.29E+00
-1.29E+00
-1.29E+00
-1.37E+00
-1.21E+00
-1.29E+00
-1.21E+00
-1.29E+00
-1.29E+00
-1.29E+00
-1.29E+00
-1.29E+00
-1.29E+00
-1.21E+00
-1.21E+00
-1.29E+00
-1.29E+00
-1.29E+00
-1.21E+00
-1.21E+00
-1.29E+00
-1.29E+00
-1.29E+00
-1.29E+00
-1.29E+00
-1.21E+00
-1.21E+00
-1.29E+00
-1.29E+00
-1.21E+00
-1.37E+00
-1.21E+00
-1.37E+00
-1.21E+00
-1.29E+00
-1.37E+00
-1.29E+00
-1.29E+00
-1.21E+00
-1.29E+00
-1.29E+00
-1.29E+00
-1.29E+00
-1.29E+00
-1.29E+00
-1.21E+00
-1.21E+00
-1.21E+00
-1.29E+00
-1.21E+00
-1.29E+00
-1.21E+00
-1.29E+00
-1.29E+00
-1.21E+00
-1.29E+00
-1.21E+00
-1.21E+00
-1.21E+00
-1.21E+00
-1.21E+00
-1.21E+00
-1.29E+00
-1.29E+00
-1.21E+00
-1.29E+00
-1.37E+00
-1.29E+00
-1.21E+00
-1.21E+00
-1.29E+00
-1.29E+00
-1.21E+00
-1.29E+00
-1.29E+00
-1.29E+00
-1.21E+00
-1.29E+00
-1.29E+00
-1.29E+00
-1.29E+00
-1.37E+00
-1.29E+00
-1.21E+00
-1.29E+00
-1.29E+00
-1.29E+00
-1.29E+00
-1.21E+00
-1.29E+00
-1.37E+00
-1.37E+00
-1.29E+00
-1.29E+00
-1.29E+00
-1.29E+00
-1.21E+00
-1.29E+00
-1.29E+00
-1.37E+00
-1.21E+00
-1.29E+00
-1.29E+00
-1.29E+00
-1.29E+00
-1.29E+00
-1.37E+00
-1.29E+00
-1.29E+00
-1.29E+00
-1.29E+00
-1.29E+00
-1.29E+00
-1.29E+00
-1.29E+00
-1.29E+00
-1.29E+00
-1.21E+00
-1.29E+00
-1.29E+00
-1.29E+00
-1.37E+00
-1.37E+00
-1.29E+00
-1.29E+00
-1.29E+00
-1.29E+00
-1.21E+00
-1.21E+00
-1.37E+00
-1.29E+00
-1.29E+00
-1.29E+00
-1.29E+00
-1.29E+00
-1.29E+00
-1.37E+00
-1.29E+00
-1.21E+00
-1.29E+00
-1.29E+00
-1.29E+00
-1.29E+00
-1.37E+00
-1.29E+00
-1.29E+00
-1.29E+00
-1.29E+00
-1.29E+00
-1.37E+00
-1.29E+00
-1.29E+00
-1.29E+00
-1.29E+00
-1.29E+00
-1.29E+00
-1.37E+00
-1.37E+00
-1.37E+00
-1.37E+00
-1.29E+00
-1.37E+00
-1.29E+00
-1.29E+00
-1.29E+00
-1.29E+00
-1.21E+00
-1.29E+00
-1.29E+00
-1.37E+00
-1.37E+00
-1.37E+00
-1.29E+00
-1.29E+00
-1.29E+00
-1.29E+00
-1.29E+00
-1.37E+00
-1.29E+00
-1.37E+00
-1.29E+00
-1.37E+00
-1.37E+00
-1.29E+00
-1.29E+00
-1.29E+00
-1.29E+00
-1.29E+00
-1.37E+00
-1.37E+00
-1.29E+00
-1.29E+00
-1.37E+00
-1.37E+00
-1.29E+00
-1.29E+00
-1.37E+00
-1.37E+00
-1.29E+00
-1.37E+00
-1.29E+00
-1.37E+00
-1.37E+00
-1.37E+00
-1.29E+00
-1.29E+00
-1.37E+00
-1.29E+00
-1.29E+00
-1.37E+00
-1.45E+00
-1.37E+00
-1.29E+00
-1.29E+00
-1.37E+00
-1.45E+00
-1.37E+00
-1.37E+00
-1.37E+00
-1.37E+00
-1.29E+00
-1.37E+00
-1.37E+00
-1.29E+00
-1.37E+00
-1.37E+00
-1.37E+00
-1.37E+00
-1.29E+00
-1.29E+00
-1.37E+00
-1.29E+00
-1.37E+00
-1.45E+00
-1.37E+00
-1.37E+00
-1.37E+00
-1.37E+00
-1.45E+00
-1.37E+00
-1.29E+00
-1.37E+00
-1.37E+00
-1.29E+00
-1.45E+00
-1.45E+00
-1.37E+00
-1.37E+00
-1.37E+00
-1.37E+00
-1.37E+00
-1.37E+00
-1.45E+00
-1.37E+00
-1.37E+00
-1.45E+00
-1.45E+00
-1.37E+00
-1.45E+00
-1.45E+00
-1.45E+00
-1.45E+00
-1.45E+00
-1.45E+00
-1.45E+00
-1.45E+00
-1.37E+00
-1.45E+00
-1.53E+00
-1.53E+00
-1.53E+00
-1.53E+00
-1.53E+00
-1.61E+00
-1.53E+00
-1.53E+00
-1.61E+00
-1.53E+00
-1.61E+00
-1.69E+00
-1.61E+00
-1.61E+00
-1.69E+00
-1.61E+00
-1.69E+00
-1.69E+00
-1.77E+00
-1.77E+00
-1.77E+00
-1.85E+00
-1.85E+00
-1.77E+00
-1.85E+00
-1.85E+00
-1.85E+00
-1.93E+00
-1.85E+00
-1.93E+00
-1.93E+00
-1.85E+00
-1.93E+00
-2.01E+00
-2.09E+00
-1.93E+00
-2.01E+00
-2.01E+00
-2.01E+00
-2.01E+00
-2.09E+00
-2.09E+00
-2.01E+00
-2.01E+00
-2.09E+00
-2.09E+00
-2.17E+00
-2.09E+00
-2.17E+00
-2.17E+00
-2.17E+00
-2.17E+00
-2.25E+00
-2.25E+00
-2.25E+00
-2.25E+00
-2.25E+00
-2.33E+00
-2.33E+00
-2.33E+00
-2.33E+00
-2.33E+00
-2.33E+00
-2.33E+00
-2.41E+00
-2.41E+00
-2.33E+00
-2.41E+00
-2.41E+00
-2.49E+00
-2.41E+00
-2.49E+00
-2.57E+00
-2.49E+00
-2.41E+00
-2.49E+00
-2.49E+00
-2.49E+00
-2.49E+00
-2.57E+00
-2.57E+00
-2.49E+00
-2.57E+00
-2.57E+00
-2.57E+00
-2.57E+00
-2.57E+00
-2.65E+00
-2.65E+00
-2.73E+00
-2.57E+00
-2.57E+00
-2.65E+00
-2.65E+00
-2.73E+00
-2.65E+00
-2.73E+00
-2.65E+00
-2.81E+00
-2.81E+00
-2.65E+00
-2.81E+00
-2.73E+00
-2.81E+00
-2.73E+00
-2.81E+00
-2.73E+00
-2.81E+00
-2.81E+00
-2.81E+00
-2.89E+00
-2.81E+00
-2.81E+00
-2.81E+00
-2.81E+00
-2.89E+00
-2.81E+00
-2.81E+00
-2.81E+00
-2.97E+00
-2.89E+00
-2.89E+00
-2.89E+00
-2.89E+00
-2.89E+00
-2.89E+00
-2.89E+00
-2.89E+00
-2.89E+00
-2.89E+00
-2.97E+00
-2.89E+00
-2.89E+00
-2.89E+00
-2.89E+00
-2.97E+00
-2.89E+00
-2.97E+00
-2.97E+00
-2.97E+00
-2.89E+00
-2.97E+00
-2.97E+00
-2.97E+00
-3.06E+00
-3.06E+00
-2.97E+00
-2.97E+00
-3.06E+00
-2.97E+00
-2.97E+00
-2.97E+00
-2.89E+00
-3.06E+00
-3.06E+00
-3.06E+00
-3.06E+00
-2.97E+00
-3.06E+00
-2.97E+00
-3.06E+00
-3.06E+00
-2.97E+00
-2.97E+00
-3.14E+00
-3.06E+00
-3.06E+00
-2.97E+00
-2.97E+00
-2.97E+00
-3.06E+00
-3.06E+00
-3.06E+00
-2.97E+00
-2.97E+00
-2.97E+00
-2.97E+00
-3.06E+00
-3.06E+00
-2.97E+00
-3.06E+00
-2.97E+00
-2.97E+00
-3.06E+00
-3.06E+00
-3.06E+00
-2.97E+00
-3.06E+00
-2.97E+00
-3.06E+00
-2.97E+00
-2.89E+00
-3.06E+00
-3.06E+00
-3.06E+00
-2.97E+00
-2.97E+00
-2.97E+00
-2.97E+00
-3.06E+00
-2.97E+00
-2.97E+00
-2.97E+00
-2.97E+00
-2.97E+00
-2.89E+00
-2.97E+00
-2.97E+00
-2.97E+00
-2.89E+00
-2.97E+00
-2.97E+00
-2.97E+00
-2.97E+00
-2.89E+00
-2.97E+00
-2.89E+00
-2.89E+00
-2.89E+00
-2.89E+00
-2.89E+00
-2.89E+00
-2.89E+00
-2.97E+00
-2.81E+00
-2.89E+00
-2.81E+00
-2.81E+00
-2.81E+00
-2.89E+00
-2.81E+00
-2.81E+00
-2.81E+00
-2.89E+00
-2.81E+00
-2.73E+00
-2.81E+00
-2.89E+00
-2.73E+00
-2.73E+00
-2.73E+00
-2.73E+00
-2.73E+00
-2.73E+00
-2.81E+00
-2.65E+00
-2.73E+00
-2.73E+00
-2.65E+00
-2.65E+00
-2.65E+00
-2.73E+00
-2.65E+00
-2.65E+00
-2.65E+00
-2.57E+00
-2.65E+00
-2.57E+00
-2.49E+00
-2.57E+00
-2.65E+00
-2.57E+00
-2.49E+00
-2.49E+00
-2.49E+00
-2.57E+00
-2.49E+00
-2.49E+00
-2.49E+00
-2.41E+00
-2.49E+00
-2.49E+00
-2.49E+00
-2.41E+00
-2.41E+00
-2.41E+00
-2.41E+00
-2.41E+00
-2.41E+00
-2.41E+00
-2.33E+00
-2.33E+00
-2.33E+00
-2.33E+00
-2.33E+00
-2.33E+00
-2.33E+00
-2.25E+00
-2.33E+00
-2.33E+00
-2.25E+00
-2.17E+00
-2.25E+00
-2.17E+00
-2.25E+00
-2.17E+00
-2.25E+00
-2.17E+00
-2.17E+00
-2.09E+00
-2.17E+00
-2.09E+00
-2.01E+00
-2.09E+00
-2.09E+00
-2.01E+00
-2.01E+00
-2.01E+00
-2.01E+00
-2.01E+00
-2.01E+00
-2.01E+00
-1.93E+00
-1.93E+00
-2.01E+00
-2.01E+00
-1.93E+00
-1.93E+00
-2.01E+00
-1.85E+00
-1.85E+00
-1.85E+00
-1.69E+00
-1.77E+00
-1.77E+00
-1.77E+00
-1.69E+00
-1.69E+00
-1.77E+00
-1.69E+00
-1.61E+00
-1.69E+00
-1.61E+00
-1.61E+00
-1.69E+00
-1.53E+00
-1.61E+00
-1.53E+00
-1.53E+00
-1.45E+00
-1.45E+00
-1.53E+00
-1.45E+00
-1.53E+00
-1.45E+00
-1.53E+00
-1.37E+00
-1.53E+00
-1.37E+00
-1.53E+00
-1.53E+00
-1.45E+00
-1.37E+00
-1.37E+00
-1.37E+00
-1.37E+00
-1.45E+00
-1.37E+00
-1.37E+00
-1.45E+00
-1.37E+00
-1.37E+00
-1.45E+00
-1.37E+00
-1.45E+00
-1.37E+00
-1.45E+00
-1.45E+00
-1.45E+00
-1.45E+00
-1.45E+00
-1.45E+00
-1.37E+00
-1.37E+00
-1.37E+00
-1.37E+00
-1.29E+00
-1.37E+00
-1.45E+00
-1.37E+00
-1.29E+00
-1.37E+00
-1.37E+00
-1.37E+00
-1.37E+00
-1.37E+00
-1.45E+00
-1.37E+00
-1.37E+00
-1.37E+00
-1.29E+00
-1.29E+00
-1.29E+00
-1.37E+00
-1.37E+00
-1.29E+00
-1.37E+00
-1.29E+00
-1.37E+00
-1.37E+00
-1.29E+00
-1.37E+00
-1.37E+00
-1.29E+00
-1.37E+00
-1.37E+00
-1.45E+00
-1.37E+00
-1.37E+00
-1.29E+00
-1.29E+00
-1.29E+00
-1.37E+00
-1.37E+00
-1.29E+00
-1.37E+00
-1.37E+00
-1.29E+00
-1.37E+00
-1.37E+00
-1.37E+00
-1.29E+00
-1.29E+00
-1.29E+00
-1.29E+00
-1.29E+00
-1.37E+00
-1.29E+00
-1.29E+00];

%scatter(x,y,'filled')
%hold on
%scatter(x,y,'filled')
plot(t,x)
hold on
plot(t,y)
grid on
xlabel('Tiempo (s)') 
ylabel('Voltaje (V)')

%xticks([0 0.45 0.5 0.55 0.6 0.65 0.7 0.75 0.8 1])
%xticklabels({'0','0.45','0.5','0.55','0.6','0.65','0.7','0.75','0.8','1'})
yticks([-3 -2 -1.29 -1 0  1 2 3])
